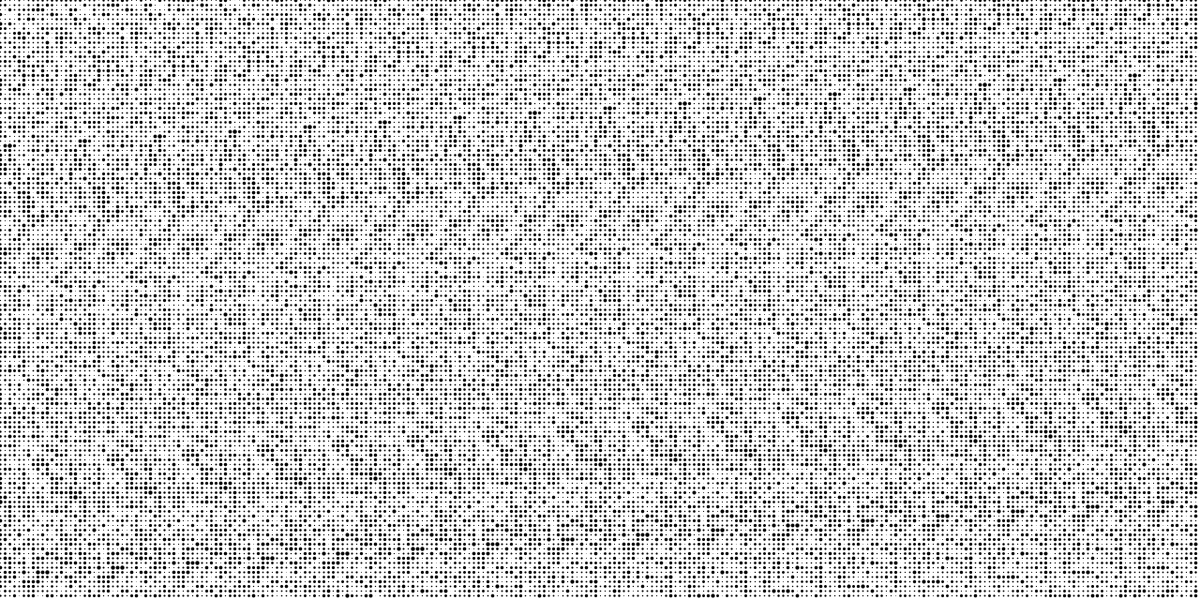
Frame 1 (no input)
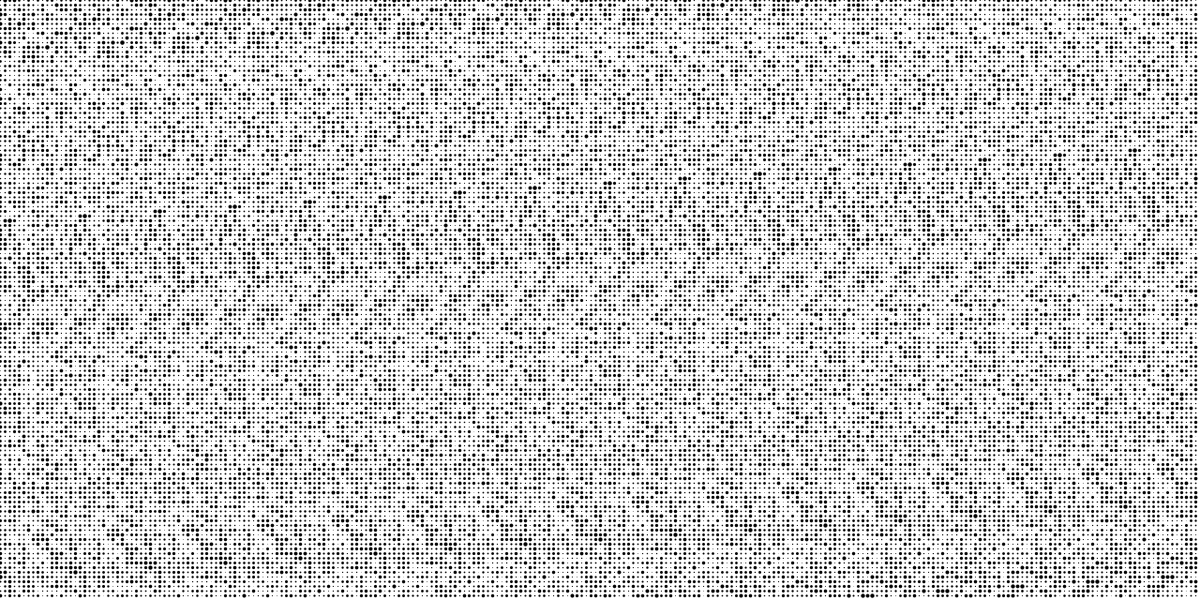
Frame 60 (the mouse pressed at the canvas centre just before this capture)
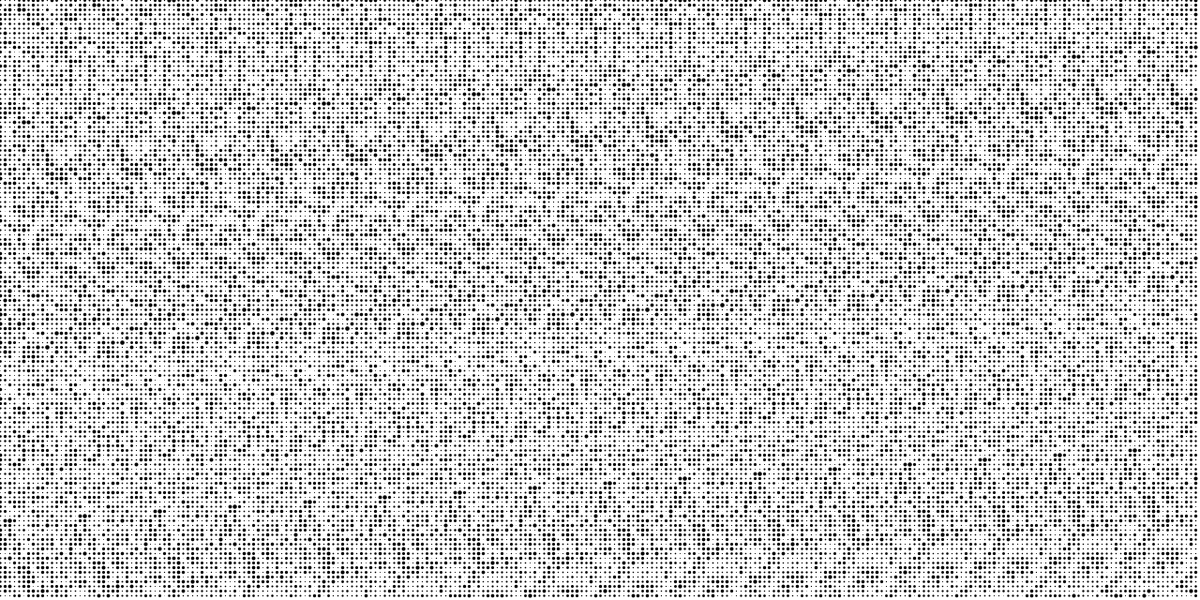
Frame 120 (the mouse held since frame 60 and released just before this capture)

The Processing sketch that drew these frames (run headless with seeded random() and noise(); from frame 60 on, the mouse is pressed at the canvas centre):

// Processing sketch: MarchingSquares
// ── MarchingSquares.pde
OpenSimplexNoise noise;

int xskip = 5;
int yskip = 5;
int zskip = 1;
int z = 0;

void setup() {
  noise = new OpenSimplexNoise();
  size(1280, 640);
}

void draw() {
  background(255);
  stroke(0);
  for (int x = 0; x < width; x += xskip) {
    for (int y = 0; y < height; y += yskip) {
      float noiseVal = noise(x, y, z);
      strokeWeight(noiseVal * 5);
      point(x, y);
    }
  }
  z += zskip;
}

// ── OpenSimplexNoise.pde
/*
 * 2014 OpenSimplex Noise in Java.
 * by Kurt Spencer
 * 
 * Updated Dec 2019 and Feb 2020:
 * - New lattice-symmetric gradient sets
 * - Optional alternate lattice orientation evaluators
 * 
 * This implementation has been updated to slightly improve its output, but it is recommented to first
 * try the newer OpenSimplex2S or OpenSimplex2F noise. These are located in the OpenSimplex2 repo:
 * https://github.com/KdotJPG/OpenSimplex2
 * 
 * In the event that the output of this OpenSimplex continues to better fit your project's needs than
 * either OpenSimplex2 variant, an updated backport of DigitalShadow's optimization is available here:
 * https://github.com/KdotJPG/OpenSimplex2/blob/master/java/legacy/OpenSimplex.java
 * 
 * This is mostly kept here for reference. In particular, the 4D code is very slow.
 */
 
public class OpenSimplexNoise {

  private static final double STRETCH_CONSTANT_2D = -0.211324865405187;    // (1/Math.sqrt(2+1)-1)/2;
  private static final double SQUISH_CONSTANT_2D = 0.366025403784439;      // (Math.sqrt(2+1)-1)/2;
  private static final double STRETCH_CONSTANT_3D = -1.0 / 6;              // (1/Math.sqrt(3+1)-1)/3;
  private static final double SQUISH_CONSTANT_3D = 1.0 / 3;                // (Math.sqrt(3+1)-1)/3;
  private static final double STRETCH_CONSTANT_4D = -0.138196601125011;    // (1/Math.sqrt(4+1)-1)/4;
  private static final double SQUISH_CONSTANT_4D = 0.309016994374947;      // (Math.sqrt(4+1)-1)/4;
  
  private static final long DEFAULT_SEED = 0;
  
  private static final int PSIZE = 2048;
  private static final int PMASK = 2047;

  private short[] perm;
  private Grad2[] permGrad2;
  private Grad3[] permGrad3;
  private Grad4[] permGrad4;
  
  public OpenSimplexNoise() {
    this(DEFAULT_SEED);
  }
  
  public OpenSimplexNoise(short[] perm) {
    this.perm = perm;
    permGrad2 = new Grad2[PSIZE];
    permGrad3 = new Grad3[PSIZE];
    permGrad4 = new Grad4[PSIZE];
    
    for (int i = 0; i < PSIZE; i++) {
      permGrad2[i] = GRADIENTS_2D[perm[i]];
      permGrad3[i] = GRADIENTS_3D[perm[i]];
      permGrad4[i] = GRADIENTS_4D[perm[i]];
    }
  }
  
  public OpenSimplexNoise(long seed) {
    perm = new short[PSIZE];
    permGrad2 = new Grad2[PSIZE];
    permGrad3 = new Grad3[PSIZE];
    permGrad4 = new Grad4[PSIZE];
    short[] source = new short[PSIZE]; 
    for (short i = 0; i < PSIZE; i++)
      source[i] = i;
    for (int i = PSIZE - 1; i >= 0; i--) {
      seed = seed * 6364136223846793005L + 1442695040888963407L;
      int r = (int)((seed + 31) % (i + 1));
      if (r < 0)
        r += (i + 1);
      perm[i] = source[r];
      permGrad2[i] = GRADIENTS_2D[perm[i]];
      permGrad3[i] = GRADIENTS_3D[perm[i]];
      permGrad4[i] = GRADIENTS_4D[perm[i]];
      source[r] = source[i];
    }
  }
  
  // 2D OpenSimplex Noise.
  public double eval(double x, double y) {
  
    // Place input coordinates onto grid.
    double stretchOffset = (x + y) * STRETCH_CONSTANT_2D;
    double xs = x + stretchOffset;
    double ys = y + stretchOffset;
    
    // Floor to get grid coordinates of rhombus (stretched square) super-cell origin.
    int xsb = fastFloor(xs);
    int ysb = fastFloor(ys);
    
    // Compute grid coordinates relative to rhombus origin.
    double xins = xs - xsb;
    double yins = ys - ysb;
    
    // Sum those together to get a value that determines which region we're in.
    double inSum = xins + yins;

    // Positions relative to origin point.
    double squishOffsetIns = inSum * SQUISH_CONSTANT_2D;
    double dx0 = xins + squishOffsetIns;
    double dy0 = yins + squishOffsetIns;
    
    // We'll be defining these inside the next block and using them afterwards.
    double dx_ext, dy_ext;
    int xsv_ext, ysv_ext;
    
    double value = 0;

    // Contribution (1,0)
    double dx1 = dx0 - 1 - SQUISH_CONSTANT_2D;
    double dy1 = dy0 - 0 - SQUISH_CONSTANT_2D;
    double attn1 = 2 - dx1 * dx1 - dy1 * dy1;
    if (attn1 > 0) {
      attn1 *= attn1;
      value += attn1 * attn1 * extrapolate(xsb + 1, ysb + 0, dx1, dy1);
    }

    // Contribution (0,1)
    double dx2 = dx0 - 0 - SQUISH_CONSTANT_2D;
    double dy2 = dy0 - 1 - SQUISH_CONSTANT_2D;
    double attn2 = 2 - dx2 * dx2 - dy2 * dy2;
    if (attn2 > 0) {
      attn2 *= attn2;
      value += attn2 * attn2 * extrapolate(xsb + 0, ysb + 1, dx2, dy2);
    }
    
    if (inSum <= 1) { // We're inside the triangle (2-Simplex) at (0,0)
      double zins = 1 - inSum;
      if (zins > xins || zins > yins) { // (0,0) is one of the closest two triangular vertices
        if (xins > yins) {
          xsv_ext = xsb + 1;
          ysv_ext = ysb - 1;
          dx_ext = dx0 - 1;
          dy_ext = dy0 + 1;
        } else {
          xsv_ext = xsb - 1;
          ysv_ext = ysb + 1;
          dx_ext = dx0 + 1;
          dy_ext = dy0 - 1;
        }
      } else { // (1,0) and (0,1) are the closest two vertices.
        xsv_ext = xsb + 1;
        ysv_ext = ysb + 1;
        dx_ext = dx0 - 1 - 2 * SQUISH_CONSTANT_2D;
        dy_ext = dy0 - 1 - 2 * SQUISH_CONSTANT_2D;
      }
    } else { // We're inside the triangle (2-Simplex) at (1,1)
      double zins = 2 - inSum;
      if (zins < xins || zins < yins) { // (0,0) is one of the closest two triangular vertices
        if (xins > yins) {
          xsv_ext = xsb + 2;
          ysv_ext = ysb + 0;
          dx_ext = dx0 - 2 - 2 * SQUISH_CONSTANT_2D;
          dy_ext = dy0 + 0 - 2 * SQUISH_CONSTANT_2D;
        } else {
          xsv_ext = xsb + 0;
          ysv_ext = ysb + 2;
          dx_ext = dx0 + 0 - 2 * SQUISH_CONSTANT_2D;
          dy_ext = dy0 - 2 - 2 * SQUISH_CONSTANT_2D;
        }
      } else { // (1,0) and (0,1) are the closest two vertices.
        dx_ext = dx0;
        dy_ext = dy0;
        xsv_ext = xsb;
        ysv_ext = ysb;
      }
      xsb += 1;
      ysb += 1;
      dx0 = dx0 - 1 - 2 * SQUISH_CONSTANT_2D;
      dy0 = dy0 - 1 - 2 * SQUISH_CONSTANT_2D;
    }
    
    // Contribution (0,0) or (1,1)
    double attn0 = 2 - dx0 * dx0 - dy0 * dy0;
    if (attn0 > 0) {
      attn0 *= attn0;
      value += attn0 * attn0 * extrapolate(xsb, ysb, dx0, dy0);
    }
    
    // Extra Vertex
    double attn_ext = 2 - dx_ext * dx_ext - dy_ext * dy_ext;
    if (attn_ext > 0) {
      attn_ext *= attn_ext;
      value += attn_ext * attn_ext * extrapolate(xsv_ext, ysv_ext, dx_ext, dy_ext);
    }
    
    return value;
  }
  
  // 3D OpenSimplex Noise.
  public double eval(double x, double y, double z) {
  
    // Place input coordinates on simplectic honeycomb.
    double stretchOffset = (x + y + z) * STRETCH_CONSTANT_3D;
    double xs = x + stretchOffset;
    double ys = y + stretchOffset;
    double zs = z + stretchOffset;
    
    return eval3_Base(xs, ys, zs);
  }

  // Not as good as in SuperSimplex/OpenSimplex2S, since there are more visible differences between different slices.
  // The Z coordinate should always be the "different" coordinate in your use case.
  public double eval3_XYBeforeZ(double x, double y, double z)
  {
    // Combine rotation with skew transform.
    double xy = x + y;
    double s2 = xy * 0.211324865405187;
    double zz = z * 0.288675134594813;
    double xs = s2 - x + zz, ys = s2 - y + zz;
    double zs = xy * 0.577350269189626 + zz;

    return eval3_Base(xs, ys, zs);
  }

  // Similar to the above, except the Y coordinate should always be the "different" coordinate in your use case.
  public double eval3_XZBeforeY(double x, double y, double z)
  {
    // Combine rotation with skew transform.
    double xz = x + z;
    double s2 = xz * 0.211324865405187;
    double yy = y * 0.288675134594813;
    double xs = s2 - x + yy, zs = s2 - z + yy;
    double ys = xz * 0.577350269189626 + yy;

    return eval3_Base(xs, ys, zs);
  }
  
  // 3D OpenSimplex Noise (base which takes skewed coordinates directly).
  private double eval3_Base(double xs, double ys, double zs) {
    
    // Floor to get simplectic honeycomb coordinates of rhombohedron (stretched cube) super-cell origin.
    int xsb = fastFloor(xs);
    int ysb = fastFloor(ys);
    int zsb = fastFloor(zs);
    
    // Compute simplectic honeycomb coordinates relative to rhombohedral origin.
    double xins = xs - xsb;
    double yins = ys - ysb;
    double zins = zs - zsb;
    
    // Sum those together to get a value that determines which region we're in.
    double inSum = xins + yins + zins;

    // Positions relative to origin point.
    double squishOffsetIns = inSum * SQUISH_CONSTANT_3D;
    double dx0 = xins + squishOffsetIns;
    double dy0 = yins + squishOffsetIns;
    double dz0 = zins + squishOffsetIns;
    
    // We'll be defining these inside the next block and using them afterwards.
    double dx_ext0, dy_ext0, dz_ext0;
    double dx_ext1, dy_ext1, dz_ext1;
    int xsv_ext0, ysv_ext0, zsv_ext0;
    int xsv_ext1, ysv_ext1, zsv_ext1;
    
    double value = 0;
    if (inSum <= 1) { // We're inside the tetrahedron (3-Simplex) at (0,0,0)
      
      // Determine which two of (0,0,1), (0,1,0), (1,0,0) are closest.
      byte aPoint = 0x01;
      double aScore = xins;
      byte bPoint = 0x02;
      double bScore = yins;
      if (aScore >= bScore && zins > bScore) {
        bScore = zins;
        bPoint = 0x04;
      } else if (aScore < bScore && zins > aScore) {
        aScore = zins;
        aPoint = 0x04;
      }
      
      // Now we determine the two lattice points not part of the tetrahedron that may contribute.
      // This depends on the closest two tetrahedral vertices, including (0,0,0)
      double wins = 1 - inSum;
      if (wins > aScore || wins > bScore) { // (0,0,0) is one of the closest two tetrahedral vertices.
        byte c = (bScore > aScore ? bPoint : aPoint); // Our other closest vertex is the closest out of a and b.
        
        if ((c & 0x01) == 0) {
          xsv_ext0 = xsb - 1;
          xsv_ext1 = xsb;
          dx_ext0 = dx0 + 1;
          dx_ext1 = dx0;
        } else {
          xsv_ext0 = xsv_ext1 = xsb + 1;
          dx_ext0 = dx_ext1 = dx0 - 1;
        }

        if ((c & 0x02) == 0) {
          ysv_ext0 = ysv_ext1 = ysb;
          dy_ext0 = dy_ext1 = dy0;
          if ((c & 0x01) == 0) {
            ysv_ext1 -= 1;
            dy_ext1 += 1;
          } else {
            ysv_ext0 -= 1;
            dy_ext0 += 1;
          }
        } else {
          ysv_ext0 = ysv_ext1 = ysb + 1;
          dy_ext0 = dy_ext1 = dy0 - 1;
        }

        if ((c & 0x04) == 0) {
          zsv_ext0 = zsb;
          zsv_ext1 = zsb - 1;
          dz_ext0 = dz0;
          dz_ext1 = dz0 + 1;
        } else {
          zsv_ext0 = zsv_ext1 = zsb + 1;
          dz_ext0 = dz_ext1 = dz0 - 1;
        }
      } else { // (0,0,0) is not one of the closest two tetrahedral vertices.
        byte c = (byte)(aPoint | bPoint); // Our two extra vertices are determined by the closest two.
        
        if ((c & 0x01) == 0) {
          xsv_ext0 = xsb;
          xsv_ext1 = xsb - 1;
          dx_ext0 = dx0 - 2 * SQUISH_CONSTANT_3D;
          dx_ext1 = dx0 + 1 - SQUISH_CONSTANT_3D;
        } else {
          xsv_ext0 = xsv_ext1 = xsb + 1;
          dx_ext0 = dx0 - 1 - 2 * SQUISH_CONSTANT_3D;
          dx_ext1 = dx0 - 1 - SQUISH_CONSTANT_3D;
        }

        if ((c & 0x02) == 0) {
          ysv_ext0 = ysb;
          ysv_ext1 = ysb - 1;
          dy_ext0 = dy0 - 2 * SQUISH_CONSTANT_3D;
          dy_ext1 = dy0 + 1 - SQUISH_CONSTANT_3D;
        } else {
          ysv_ext0 = ysv_ext1 = ysb + 1;
          dy_ext0 = dy0 - 1 - 2 * SQUISH_CONSTANT_3D;
          dy_ext1 = dy0 - 1 - SQUISH_CONSTANT_3D;
        }

        if ((c & 0x04) == 0) {
          zsv_ext0 = zsb;
          zsv_ext1 = zsb - 1;
          dz_ext0 = dz0 - 2 * SQUISH_CONSTANT_3D;
          dz_ext1 = dz0 + 1 - SQUISH_CONSTANT_3D;
        } else {
          zsv_ext0 = zsv_ext1 = zsb + 1;
          dz_ext0 = dz0 - 1 - 2 * SQUISH_CONSTANT_3D;
          dz_ext1 = dz0 - 1 - SQUISH_CONSTANT_3D;
        }
      }

      // Contribution (0,0,0)
      double attn0 = 2 - dx0 * dx0 - dy0 * dy0 - dz0 * dz0;
      if (attn0 > 0) {
        attn0 *= attn0;
        value += attn0 * attn0 * extrapolate(xsb + 0, ysb + 0, zsb + 0, dx0, dy0, dz0);
      }

      // Contribution (1,0,0)
      double dx1 = dx0 - 1 - SQUISH_CONSTANT_3D;
      double dy1 = dy0 - 0 - SQUISH_CONSTANT_3D;
      double dz1 = dz0 - 0 - SQUISH_CONSTANT_3D;
      double attn1 = 2 - dx1 * dx1 - dy1 * dy1 - dz1 * dz1;
      if (attn1 > 0) {
        attn1 *= attn1;
        value += attn1 * attn1 * extrapolate(xsb + 1, ysb + 0, zsb + 0, dx1, dy1, dz1);
      }

      // Contribution (0,1,0)
      double dx2 = dx0 - 0 - SQUISH_CONSTANT_3D;
      double dy2 = dy0 - 1 - SQUISH_CONSTANT_3D;
      double dz2 = dz1;
      double attn2 = 2 - dx2 * dx2 - dy2 * dy2 - dz2 * dz2;
      if (attn2 > 0) {
        attn2 *= attn2;
        value += attn2 * attn2 * extrapolate(xsb + 0, ysb + 1, zsb + 0, dx2, dy2, dz2);
      }

      // Contribution (0,0,1)
      double dx3 = dx2;
      double dy3 = dy1;
      double dz3 = dz0 - 1 - SQUISH_CONSTANT_3D;
      double attn3 = 2 - dx3 * dx3 - dy3 * dy3 - dz3 * dz3;
      if (attn3 > 0) {
        attn3 *= attn3;
        value += attn3 * attn3 * extrapolate(xsb + 0, ysb + 0, zsb + 1, dx3, dy3, dz3);
      }
    } else if (inSum >= 2) { // We're inside the tetrahedron (3-Simplex) at (1,1,1)
    
      // Determine which two tetrahedral vertices are the closest, out of (1,1,0), (1,0,1), (0,1,1) but not (1,1,1).
      byte aPoint = 0x06;
      double aScore = xins;
      byte bPoint = 0x05;
      double bScore = yins;
      if (aScore <= bScore && zins < bScore) {
        bScore = zins;
        bPoint = 0x03;
      } else if (aScore > bScore && zins < aScore) {
        aScore = zins;
        aPoint = 0x03;
      }
      
      // Now we determine the two lattice points not part of the tetrahedron that may contribute.
      // This depends on the closest two tetrahedral vertices, including (1,1,1)
      double wins = 3 - inSum;
      if (wins < aScore || wins < bScore) { // (1,1,1) is one of the closest two tetrahedral vertices.
        byte c = (bScore < aScore ? bPoint : aPoint); // Our other closest vertex is the closest out of a and b.
        
        if ((c & 0x01) != 0) {
          xsv_ext0 = xsb + 2;
          xsv_ext1 = xsb + 1;
          dx_ext0 = dx0 - 2 - 3 * SQUISH_CONSTANT_3D;
          dx_ext1 = dx0 - 1 - 3 * SQUISH_CONSTANT_3D;
        } else {
          xsv_ext0 = xsv_ext1 = xsb;
          dx_ext0 = dx_ext1 = dx0 - 3 * SQUISH_CONSTANT_3D;
        }

        if ((c & 0x02) != 0) {
          ysv_ext0 = ysv_ext1 = ysb + 1;
          dy_ext0 = dy_ext1 = dy0 - 1 - 3 * SQUISH_CONSTANT_3D;
          if ((c & 0x01) != 0) {
            ysv_ext1 += 1;
            dy_ext1 -= 1;
          } else {
            ysv_ext0 += 1;
            dy_ext0 -= 1;
          }
        } else {
          ysv_ext0 = ysv_ext1 = ysb;
          dy_ext0 = dy_ext1 = dy0 - 3 * SQUISH_CONSTANT_3D;
        }

        if ((c & 0x04) != 0) {
          zsv_ext0 = zsb + 1;
          zsv_ext1 = zsb + 2;
          dz_ext0 = dz0 - 1 - 3 * SQUISH_CONSTANT_3D;
          dz_ext1 = dz0 - 2 - 3 * SQUISH_CONSTANT_3D;
        } else {
          zsv_ext0 = zsv_ext1 = zsb;
          dz_ext0 = dz_ext1 = dz0 - 3 * SQUISH_CONSTANT_3D;
        }
      } else { // (1,1,1) is not one of the closest two tetrahedral vertices.
        byte c = (byte)(aPoint & bPoint); // Our two extra vertices are determined by the closest two.
        
        if ((c & 0x01) != 0) {
          xsv_ext0 = xsb + 1;
          xsv_ext1 = xsb + 2;
          dx_ext0 = dx0 - 1 - SQUISH_CONSTANT_3D;
          dx_ext1 = dx0 - 2 - 2 * SQUISH_CONSTANT_3D;
        } else {
          xsv_ext0 = xsv_ext1 = xsb;
          dx_ext0 = dx0 - SQUISH_CONSTANT_3D;
          dx_ext1 = dx0 - 2 * SQUISH_CONSTANT_3D;
        }

        if ((c & 0x02) != 0) {
          ysv_ext0 = ysb + 1;
          ysv_ext1 = ysb + 2;
          dy_ext0 = dy0 - 1 - SQUISH_CONSTANT_3D;
          dy_ext1 = dy0 - 2 - 2 * SQUISH_CONSTANT_3D;
        } else {
          ysv_ext0 = ysv_ext1 = ysb;
          dy_ext0 = dy0 - SQUISH_CONSTANT_3D;
          dy_ext1 = dy0 - 2 * SQUISH_CONSTANT_3D;
        }

        if ((c & 0x04) != 0) {
          zsv_ext0 = zsb + 1;
          zsv_ext1 = zsb + 2;
          dz_ext0 = dz0 - 1 - SQUISH_CONSTANT_3D;
          dz_ext1 = dz0 - 2 - 2 * SQUISH_CONSTANT_3D;
        } else {
          zsv_ext0 = zsv_ext1 = zsb;
          dz_ext0 = dz0 - SQUISH_CONSTANT_3D;
          dz_ext1 = dz0 - 2 * SQUISH_CONSTANT_3D;
        }
      }
      
      // Contribution (1,1,0)
      double dx3 = dx0 - 1 - 2 * SQUISH_CONSTANT_3D;
      double dy3 = dy0 - 1 - 2 * SQUISH_CONSTANT_3D;
      double dz3 = dz0 - 0 - 2 * SQUISH_CONSTANT_3D;
      double attn3 = 2 - dx3 * dx3 - dy3 * dy3 - dz3 * dz3;
      if (attn3 > 0) {
        attn3 *= attn3;
        value += attn3 * attn3 * extrapolate(xsb + 1, ysb + 1, zsb + 0, dx3, dy3, dz3);
      }

      // Contribution (1,0,1)
      double dx2 = dx3;
      double dy2 = dy0 - 0 - 2 * SQUISH_CONSTANT_3D;
      double dz2 = dz0 - 1 - 2 * SQUISH_CONSTANT_3D;
      double attn2 = 2 - dx2 * dx2 - dy2 * dy2 - dz2 * dz2;
      if (attn2 > 0) {
        attn2 *= attn2;
        value += attn2 * attn2 * extrapolate(xsb + 1, ysb + 0, zsb + 1, dx2, dy2, dz2);
      }

      // Contribution (0,1,1)
      double dx1 = dx0 - 0 - 2 * SQUISH_CONSTANT_3D;
      double dy1 = dy3;
      double dz1 = dz2;
      double attn1 = 2 - dx1 * dx1 - dy1 * dy1 - dz1 * dz1;
      if (attn1 > 0) {
        attn1 *= attn1;
        value += attn1 * attn1 * extrapolate(xsb + 0, ysb + 1, zsb + 1, dx1, dy1, dz1);
      }

      // Contribution (1,1,1)
      dx0 = dx0 - 1 - 3 * SQUISH_CONSTANT_3D;
      dy0 = dy0 - 1 - 3 * SQUISH_CONSTANT_3D;
      dz0 = dz0 - 1 - 3 * SQUISH_CONSTANT_3D;
      double attn0 = 2 - dx0 * dx0 - dy0 * dy0 - dz0 * dz0;
      if (attn0 > 0) {
        attn0 *= attn0;
        value += attn0 * attn0 * extrapolate(xsb + 1, ysb + 1, zsb + 1, dx0, dy0, dz0);
      }
    } else { // We're inside the octahedron (Rectified 3-Simplex) in between.
      double aScore;
      byte aPoint;
      boolean aIsFurtherSide;
      double bScore;
      byte bPoint;
      boolean bIsFurtherSide;

      // Decide between point (0,0,1) and (1,1,0) as closest
      double p1 = xins + yins;
      if (p1 > 1) {
        aScore = p1 - 1;
        aPoint = 0x03;
        aIsFurtherSide = true;
      } else {
        aScore = 1 - p1;
        aPoint = 0x04;
        aIsFurtherSide = false;
      }

      // Decide between point (0,1,0) and (1,0,1) as closest
      double p2 = xins + zins;
      if (p2 > 1) {
        bScore = p2 - 1;
        bPoint = 0x05;
        bIsFurtherSide = true;
      } else {
        bScore = 1 - p2;
        bPoint = 0x02;
        bIsFurtherSide = false;
      }
      
      // The closest out of the two (1,0,0) and (0,1,1) will replace the furthest out of the two decided above, if closer.
      double p3 = yins + zins;
      if (p3 > 1) {
        double score = p3 - 1;
        if (aScore <= bScore && aScore < score) {
          aScore = score;
          aPoint = 0x06;
          aIsFurtherSide = true;
        } else if (aScore > bScore && bScore < score) {
          bScore = score;
          bPoint = 0x06;
          bIsFurtherSide = true;
        }
      } else {
        double score = 1 - p3;
        if (aScore <= bScore && aScore < score) {
          aScore = score;
          aPoint = 0x01;
          aIsFurtherSide = false;
        } else if (aScore > bScore && bScore < score) {
          bScore = score;
          bPoint = 0x01;
          bIsFurtherSide = false;
        }
      }
      
      // Where each of the two closest points are determines how the extra two vertices are calculated.
      if (aIsFurtherSide == bIsFurtherSide) {
        if (aIsFurtherSide) { // Both closest points on (1,1,1) side

          // One of the two extra points is (1,1,1)
          dx_ext0 = dx0 - 1 - 3 * SQUISH_CONSTANT_3D;
          dy_ext0 = dy0 - 1 - 3 * SQUISH_CONSTANT_3D;
          dz_ext0 = dz0 - 1 - 3 * SQUISH_CONSTANT_3D;
          xsv_ext0 = xsb + 1;
          ysv_ext0 = ysb + 1;
          zsv_ext0 = zsb + 1;

          // Other extra point is based on the shared axis.
          byte c = (byte)(aPoint & bPoint);
          if ((c & 0x01) != 0) {
            dx_ext1 = dx0 - 2 - 2 * SQUISH_CONSTANT_3D;
            dy_ext1 = dy0 - 2 * SQUISH_CONSTANT_3D;
            dz_ext1 = dz0 - 2 * SQUISH_CONSTANT_3D;
            xsv_ext1 = xsb + 2;
            ysv_ext1 = ysb;
            zsv_ext1 = zsb;
          } else if ((c & 0x02) != 0) {
            dx_ext1 = dx0 - 2 * SQUISH_CONSTANT_3D;
            dy_ext1 = dy0 - 2 - 2 * SQUISH_CONSTANT_3D;
            dz_ext1 = dz0 - 2 * SQUISH_CONSTANT_3D;
            xsv_ext1 = xsb;
            ysv_ext1 = ysb + 2;
            zsv_ext1 = zsb;
          } else {
            dx_ext1 = dx0 - 2 * SQUISH_CONSTANT_3D;
            dy_ext1 = dy0 - 2 * SQUISH_CONSTANT_3D;
            dz_ext1 = dz0 - 2 - 2 * SQUISH_CONSTANT_3D;
            xsv_ext1 = xsb;
            ysv_ext1 = ysb;
            zsv_ext1 = zsb + 2;
          }
        } else {// Both closest points on (0,0,0) side

          // One of the two extra points is (0,0,0)
          dx_ext0 = dx0;
          dy_ext0 = dy0;
          dz_ext0 = dz0;
          xsv_ext0 = xsb;
          ysv_ext0 = ysb;
          zsv_ext0 = zsb;

          // Other extra point is based on the omitted axis.
          byte c = (byte)(aPoint | bPoint);
          if ((c & 0x01) == 0) {
            dx_ext1 = dx0 + 1 - SQUISH_CONSTANT_3D;
            dy_ext1 = dy0 - 1 - SQUISH_CONSTANT_3D;
            dz_ext1 = dz0 - 1 - SQUISH_CONSTANT_3D;
            xsv_ext1 = xsb - 1;
            ysv_ext1 = ysb + 1;
            zsv_ext1 = zsb + 1;
          } else if ((c & 0x02) == 0) {
            dx_ext1 = dx0 - 1 - SQUISH_CONSTANT_3D;
            dy_ext1 = dy0 + 1 - SQUISH_CONSTANT_3D;
            dz_ext1 = dz0 - 1 - SQUISH_CONSTANT_3D;
            xsv_ext1 = xsb + 1;
            ysv_ext1 = ysb - 1;
            zsv_ext1 = zsb + 1;
          } else {
            dx_ext1 = dx0 - 1 - SQUISH_CONSTANT_3D;
            dy_ext1 = dy0 - 1 - SQUISH_CONSTANT_3D;
            dz_ext1 = dz0 + 1 - SQUISH_CONSTANT_3D;
            xsv_ext1 = xsb + 1;
            ysv_ext1 = ysb + 1;
            zsv_ext1 = zsb - 1;
          }
        }
      } else { // One point on (0,0,0) side, one point on (1,1,1) side
        byte c1, c2;
        if (aIsFurtherSide) {
          c1 = aPoint;
          c2 = bPoint;
        } else {
          c1 = bPoint;
          c2 = aPoint;
        }

        // One contribution is a permutation of (1,1,-1)
        if ((c1 & 0x01) == 0) {
          dx_ext0 = dx0 + 1 - SQUISH_CONSTANT_3D;
          dy_ext0 = dy0 - 1 - SQUISH_CONSTANT_3D;
          dz_ext0 = dz0 - 1 - SQUISH_CONSTANT_3D;
          xsv_ext0 = xsb - 1;
          ysv_ext0 = ysb + 1;
          zsv_ext0 = zsb + 1;
        } else if ((c1 & 0x02) == 0) {
          dx_ext0 = dx0 - 1 - SQUISH_CONSTANT_3D;
          dy_ext0 = dy0 + 1 - SQUISH_CONSTANT_3D;
          dz_ext0 = dz0 - 1 - SQUISH_CONSTANT_3D;
          xsv_ext0 = xsb + 1;
          ysv_ext0 = ysb - 1;
          zsv_ext0 = zsb + 1;
        } else {
          dx_ext0 = dx0 - 1 - SQUISH_CONSTANT_3D;
          dy_ext0 = dy0 - 1 - SQUISH_CONSTANT_3D;
          dz_ext0 = dz0 + 1 - SQUISH_CONSTANT_3D;
          xsv_ext0 = xsb + 1;
          ysv_ext0 = ysb + 1;
          zsv_ext0 = zsb - 1;
        }

        // One contribution is a permutation of (0,0,2)
        dx_ext1 = dx0 - 2 * SQUISH_CONSTANT_3D;
        dy_ext1 = dy0 - 2 * SQUISH_CONSTANT_3D;
        dz_ext1 = dz0 - 2 * SQUISH_CONSTANT_3D;
        xsv_ext1 = xsb;
        ysv_ext1 = ysb;
        zsv_ext1 = zsb;
        if ((c2 & 0x01) != 0) {
          dx_ext1 -= 2;
          xsv_ext1 += 2;
        } else if ((c2 & 0x02) != 0) {
          dy_ext1 -= 2;
          ysv_ext1 += 2;
        } else {
          dz_ext1 -= 2;
          zsv_ext1 += 2;
        }
      }

      // Contribution (1,0,0)
      double dx1 = dx0 - 1 - SQUISH_CONSTANT_3D;
      double dy1 = dy0 - 0 - SQUISH_CONSTANT_3D;
      double dz1 = dz0 - 0 - SQUISH_CONSTANT_3D;
      double attn1 = 2 - dx1 * dx1 - dy1 * dy1 - dz1 * dz1;
      if (attn1 > 0) {
        attn1 *= attn1;
        value += attn1 * attn1 * extrapolate(xsb + 1, ysb + 0, zsb + 0, dx1, dy1, dz1);
      }

      // Contribution (0,1,0)
      double dx2 = dx0 - 0 - SQUISH_CONSTANT_3D;
      double dy2 = dy0 - 1 - SQUISH_CONSTANT_3D;
      double dz2 = dz1;
      double attn2 = 2 - dx2 * dx2 - dy2 * dy2 - dz2 * dz2;
      if (attn2 > 0) {
        attn2 *= attn2;
        value += attn2 * attn2 * extrapolate(xsb + 0, ysb + 1, zsb + 0, dx2, dy2, dz2);
      }

      // Contribution (0,0,1)
      double dx3 = dx2;
      double dy3 = dy1;
      double dz3 = dz0 - 1 - SQUISH_CONSTANT_3D;
      double attn3 = 2 - dx3 * dx3 - dy3 * dy3 - dz3 * dz3;
      if (attn3 > 0) {
        attn3 *= attn3;
        value += attn3 * attn3 * extrapolate(xsb + 0, ysb + 0, zsb + 1, dx3, dy3, dz3);
      }

      // Contribution (1,1,0)
      double dx4 = dx0 - 1 - 2 * SQUISH_CONSTANT_3D;
      double dy4 = dy0 - 1 - 2 * SQUISH_CONSTANT_3D;
      double dz4 = dz0 - 0 - 2 * SQUISH_CONSTANT_3D;
      double attn4 = 2 - dx4 * dx4 - dy4 * dy4 - dz4 * dz4;
      if (attn4 > 0) {
        attn4 *= attn4;
        value += attn4 * attn4 * extrapolate(xsb + 1, ysb + 1, zsb + 0, dx4, dy4, dz4);
      }

      // Contribution (1,0,1)
      double dx5 = dx4;
      double dy5 = dy0 - 0 - 2 * SQUISH_CONSTANT_3D;
      double dz5 = dz0 - 1 - 2 * SQUISH_CONSTANT_3D;
      double attn5 = 2 - dx5 * dx5 - dy5 * dy5 - dz5 * dz5;
      if (attn5 > 0) {
        attn5 *= attn5;
        value += attn5 * attn5 * extrapolate(xsb + 1, ysb + 0, zsb + 1, dx5, dy5, dz5);
      }

      // Contribution (0,1,1)
      double dx6 = dx0 - 0 - 2 * SQUISH_CONSTANT_3D;
      double dy6 = dy4;
      double dz6 = dz5;
      double attn6 = 2 - dx6 * dx6 - dy6 * dy6 - dz6 * dz6;
      if (attn6 > 0) {
        attn6 *= attn6;
        value += attn6 * attn6 * extrapolate(xsb + 0, ysb + 1, zsb + 1, dx6, dy6, dz6);
      }
    }
 
    // First extra vertex
    double attn_ext0 = 2 - dx_ext0 * dx_ext0 - dy_ext0 * dy_ext0 - dz_ext0 * dz_ext0;
    if (attn_ext0 > 0)
    {
      attn_ext0 *= attn_ext0;
      value += attn_ext0 * attn_ext0 * extrapolate(xsv_ext0, ysv_ext0, zsv_ext0, dx_ext0, dy_ext0, dz_ext0);
    }

    // Second extra vertex
    double attn_ext1 = 2 - dx_ext1 * dx_ext1 - dy_ext1 * dy_ext1 - dz_ext1 * dz_ext1;
    if (attn_ext1 > 0)
    {
      attn_ext1 *= attn_ext1;
      value += attn_ext1 * attn_ext1 * extrapolate(xsv_ext1, ysv_ext1, zsv_ext1, dx_ext1, dy_ext1, dz_ext1);
    }
    
    return value;
  }
  
  public double eval(double x, double y, double z, double w) {
    
    // Get points for A4 lattice
    double s = -0.138196601125011 * (x + y + z + w);
    double xs = x + s, ys = y + s, zs = z + s, ws = w + s;
    
    return eval4_Base(xs, ys, zs, ws);
  }
  
  public double eval4_XYBeforeZW(double x, double y, double z, double w) {
    
    double s2 = (x + y) * -0.178275657951399372 + (z + w) * 0.215623393288842828;
    double t2 = (z + w) * -0.403949762580207112 + (x + y) * -0.375199083010075342;
    double xs = x + s2, ys = y + s2, zs = z + t2, ws = w + t2;
    
    return eval4_Base(xs, ys, zs, ws);
  }
  
  public double eval4_XZBeforeYW(double x, double y, double z, double w) {
    
    double s2 = (x + z) * -0.178275657951399372 + (y + w) * 0.215623393288842828;
    double t2 = (y + w) * -0.403949762580207112 + (x + z) * -0.375199083010075342;
    double xs = x + s2, ys = y + t2, zs = z + s2, ws = w + t2;
    
    return eval4_Base(xs, ys, zs, ws);
  }
  
  public double eval4_XYZBeforeW(double x, double y, double z, double w) {
    
    double xyz = x + y + z;
    double ww = w * 0.2236067977499788;
    double s2 = xyz * -0.16666666666666666 + ww;
    double xs = x + s2, ys = y + s2, zs = z + s2, ws = -0.5 * xyz + ww;
    
    return eval4_Base(xs, ys, zs, ws);
  }
  
  // 4D OpenSimplex Noise.
  private double eval4_Base(double xs, double ys, double zs, double ws) {
    
    // Floor to get simplectic honeycomb coordinates of rhombo-hypercube super-cell origin.
    int xsb = fastFloor(xs);
    int ysb = fastFloor(ys);
    int zsb = fastFloor(zs);
    int wsb = fastFloor(ws);
    
    // Compute simplectic honeycomb coordinates relative to rhombo-hypercube origin.
    double xins = xs - xsb;
    double yins = ys - ysb;
    double zins = zs - zsb;
    double wins = ws - wsb;
    
    // Sum those together to get a value that determines which region we're in.
    double inSum = xins + yins + zins + wins;

    // Positions relative to origin point.
    double squishOffsetIns = inSum * SQUISH_CONSTANT_4D;
    double dx0 = xins + squishOffsetIns;
    double dy0 = yins + squishOffsetIns;
    double dz0 = zins + squishOffsetIns;
    double dw0 = wins + squishOffsetIns;
    
    // We'll be defining these inside the next block and using them afterwards.
    double dx_ext0, dy_ext0, dz_ext0, dw_ext0;
    double dx_ext1, dy_ext1, dz_ext1, dw_ext1;
    double dx_ext2, dy_ext2, dz_ext2, dw_ext2;
    int xsv_ext0, ysv_ext0, zsv_ext0, wsv_ext0;
    int xsv_ext1, ysv_ext1, zsv_ext1, wsv_ext1;
    int xsv_ext2, ysv_ext2, zsv_ext2, wsv_ext2;
    
    double value = 0;
    if (inSum <= 1) { // We're inside the pentachoron (4-Simplex) at (0,0,0,0)

      // Determine which two of (0,0,0,1), (0,0,1,0), (0,1,0,0), (1,0,0,0) are closest.
      byte aPoint = 0x01;
      double aScore = xins;
      byte bPoint = 0x02;
      double bScore = yins;
      if (aScore >= bScore && zins > bScore) {
        bScore = zins;
        bPoint = 0x04;
      } else if (aScore < bScore && zins > aScore) {
        aScore = zins;
        aPoint = 0x04;
      }
      if (aScore >= bScore && wins > bScore) {
        bScore = wins;
        bPoint = 0x08;
      } else if (aScore < bScore && wins > aScore) {
        aScore = wins;
        aPoint = 0x08;
      }
      
      // Now we determine the three lattice points not part of the pentachoron that may contribute.
      // This depends on the closest two pentachoron vertices, including (0,0,0,0)
      double uins = 1 - inSum;
      if (uins > aScore || uins > bScore) { // (0,0,0,0) is one of the closest two pentachoron vertices.
        byte c = (bScore > aScore ? bPoint : aPoint); // Our other closest vertex is the closest out of a and b.
        if ((c & 0x01) == 0) {
          xsv_ext0 = xsb - 1;
          xsv_ext1 = xsv_ext2 = xsb;
          dx_ext0 = dx0 + 1;
          dx_ext1 = dx_ext2 = dx0;
        } else {
          xsv_ext0 = xsv_ext1 = xsv_ext2 = xsb + 1;
          dx_ext0 = dx_ext1 = dx_ext2 = dx0 - 1;
        }

        if ((c & 0x02) == 0) {
          ysv_ext0 = ysv_ext1 = ysv_ext2 = ysb;
          dy_ext0 = dy_ext1 = dy_ext2 = dy0;
          if ((c & 0x01) == 0x01) {
            ysv_ext0 -= 1;
            dy_ext0 += 1;
          } else {
            ysv_ext1 -= 1;
            dy_ext1 += 1;
          }
        } else {
          ysv_ext0 = ysv_ext1 = ysv_ext2 = ysb + 1;
          dy_ext0 = dy_ext1 = dy_ext2 = dy0 - 1;
        }
        
        if ((c & 0x04) == 0) {
          zsv_ext0 = zsv_ext1 = zsv_ext2 = zsb;
          dz_ext0 = dz_ext1 = dz_ext2 = dz0;
          if ((c & 0x03) != 0) {
            if ((c & 0x03) == 0x03) {
              zsv_ext0 -= 1;
              dz_ext0 += 1;
            } else {
              zsv_ext1 -= 1;
              dz_ext1 += 1;
            }
          } else {
            zsv_ext2 -= 1;
            dz_ext2 += 1;
          }
        } else {
          zsv_ext0 = zsv_ext1 = zsv_ext2 = zsb + 1;
          dz_ext0 = dz_ext1 = dz_ext2 = dz0 - 1;
        }
        
        if ((c & 0x08) == 0) {
          wsv_ext0 = wsv_ext1 = wsb;
          wsv_ext2 = wsb - 1;
          dw_ext0 = dw_ext1 = dw0;
          dw_ext2 = dw0 + 1;
        } else {
          wsv_ext0 = wsv_ext1 = wsv_ext2 = wsb + 1;
          dw_ext0 = dw_ext1 = dw_ext2 = dw0 - 1;
        }
      } else { // (0,0,0,0) is not one of the closest two pentachoron vertices.
        byte c = (byte)(aPoint | bPoint); // Our three extra vertices are determined by the closest two.
        
        if ((c & 0x01) == 0) {
          xsv_ext0 = xsv_ext2 = xsb;
          xsv_ext1 = xsb - 1;
          dx_ext0 = dx0 - 2 * SQUISH_CONSTANT_4D;
          dx_ext1 = dx0 + 1 - SQUISH_CONSTANT_4D;
          dx_ext2 = dx0 - SQUISH_CONSTANT_4D;
        } else {
          xsv_ext0 = xsv_ext1 = xsv_ext2 = xsb + 1;
          dx_ext0 = dx0 - 1 - 2 * SQUISH_CONSTANT_4D;
          dx_ext1 = dx_ext2 = dx0 - 1 - SQUISH_CONSTANT_4D;
        }
        
        if ((c & 0x02) == 0) {
          ysv_ext0 = ysv_ext1 = ysv_ext2 = ysb;
          dy_ext0 = dy0 - 2 * SQUISH_CONSTANT_4D;
          dy_ext1 = dy_ext2 = dy0 - SQUISH_CONSTANT_4D;
          if ((c & 0x01) == 0x01) {
            ysv_ext1 -= 1;
            dy_ext1 += 1;
          } else {
            ysv_ext2 -= 1;
            dy_ext2 += 1;
          }
        } else {
          ysv_ext0 = ysv_ext1 = ysv_ext2 = ysb + 1;
          dy_ext0 = dy0 - 1 - 2 * SQUISH_CONSTANT_4D;
          dy_ext1 = dy_ext2 = dy0 - 1 - SQUISH_CONSTANT_4D;
        }
        
        if ((c & 0x04) == 0) {
          zsv_ext0 = zsv_ext1 = zsv_ext2 = zsb;
          dz_ext0 = dz0 - 2 * SQUISH_CONSTANT_4D;
          dz_ext1 = dz_ext2 = dz0 - SQUISH_CONSTANT_4D;
          if ((c & 0x03) == 0x03) {
            zsv_ext1 -= 1;
            dz_ext1 += 1;
          } else {
            zsv_ext2 -= 1;
            dz_ext2 += 1;
          }
        } else {
          zsv_ext0 = zsv_ext1 = zsv_ext2 = zsb + 1;
          dz_ext0 = dz0 - 1 - 2 * SQUISH_CONSTANT_4D;
          dz_ext1 = dz_ext2 = dz0 - 1 - SQUISH_CONSTANT_4D;
        }
        
        if ((c & 0x08) == 0) {
          wsv_ext0 = wsv_ext1 = wsb;
          wsv_ext2 = wsb - 1;
          dw_ext0 = dw0 - 2 * SQUISH_CONSTANT_4D;
          dw_ext1 = dw0 - SQUISH_CONSTANT_4D;
          dw_ext2 = dw0 + 1 - SQUISH_CONSTANT_4D;
        } else {
          wsv_ext0 = wsv_ext1 = wsv_ext2 = wsb + 1;
          dw_ext0 = dw0 - 1 - 2 * SQUISH_CONSTANT_4D;
          dw_ext1 = dw_ext2 = dw0 - 1 - SQUISH_CONSTANT_4D;
        }
      }

      // Contribution (0,0,0,0)
      double attn0 = 2 - dx0 * dx0 - dy0 * dy0 - dz0 * dz0 - dw0 * dw0;
      if (attn0 > 0) {
        attn0 *= attn0;
        value += attn0 * attn0 * extrapolate(xsb + 0, ysb + 0, zsb + 0, wsb + 0, dx0, dy0, dz0, dw0);
      }

      // Contribution (1,0,0,0)
      double dx1 = dx0 - 1 - SQUISH_CONSTANT_4D;
      double dy1 = dy0 - 0 - SQUISH_CONSTANT_4D;
      double dz1 = dz0 - 0 - SQUISH_CONSTANT_4D;
      double dw1 = dw0 - 0 - SQUISH_CONSTANT_4D;
      double attn1 = 2 - dx1 * dx1 - dy1 * dy1 - dz1 * dz1 - dw1 * dw1;
      if (attn1 > 0) {
        attn1 *= attn1;
        value += attn1 * attn1 * extrapolate(xsb + 1, ysb + 0, zsb + 0, wsb + 0, dx1, dy1, dz1, dw1);
      }

      // Contribution (0,1,0,0)
      double dx2 = dx0 - 0 - SQUISH_CONSTANT_4D;
      double dy2 = dy0 - 1 - SQUISH_CONSTANT_4D;
      double dz2 = dz1;
      double dw2 = dw1;
      double attn2 = 2 - dx2 * dx2 - dy2 * dy2 - dz2 * dz2 - dw2 * dw2;
      if (attn2 > 0) {
        attn2 *= attn2;
        value += attn2 * attn2 * extrapolate(xsb + 0, ysb + 1, zsb + 0, wsb + 0, dx2, dy2, dz2, dw2);
      }

      // Contribution (0,0,1,0)
      double dx3 = dx2;
      double dy3 = dy1;
      double dz3 = dz0 - 1 - SQUISH_CONSTANT_4D;
      double dw3 = dw1;
      double attn3 = 2 - dx3 * dx3 - dy3 * dy3 - dz3 * dz3 - dw3 * dw3;
      if (attn3 > 0) {
        attn3 *= attn3;
        value += attn3 * attn3 * extrapolate(xsb + 0, ysb + 0, zsb + 1, wsb + 0, dx3, dy3, dz3, dw3);
      }

      // Contribution (0,0,0,1)
      double dx4 = dx2;
      double dy4 = dy1;
      double dz4 = dz1;
      double dw4 = dw0 - 1 - SQUISH_CONSTANT_4D;
      double attn4 = 2 - dx4 * dx4 - dy4 * dy4 - dz4 * dz4 - dw4 * dw4;
      if (attn4 > 0) {
        attn4 *= attn4;
        value += attn4 * attn4 * extrapolate(xsb + 0, ysb + 0, zsb + 0, wsb + 1, dx4, dy4, dz4, dw4);
      }
    } else if (inSum >= 3) { // We're inside the pentachoron (4-Simplex) at (1,1,1,1)
      // Determine which two of (1,1,1,0), (1,1,0,1), (1,0,1,1), (0,1,1,1) are closest.
      byte aPoint = 0x0E;
      double aScore = xins;
      byte bPoint = 0x0D;
      double bScore = yins;
      if (aScore <= bScore && zins < bScore) {
        bScore = zins;
        bPoint = 0x0B;
      } else if (aScore > bScore && zins < aScore) {
        aScore = zins;
        aPoint = 0x0B;
      }
      if (aScore <= bScore && wins < bScore) {
        bScore = wins;
        bPoint = 0x07;
      } else if (aScore > bScore && wins < aScore) {
        aScore = wins;
        aPoint = 0x07;
      }
      
      // Now we determine the three lattice points not part of the pentachoron that may contribute.
      // This depends on the closest two pentachoron vertices, including (0,0,0,0)
      double uins = 4 - inSum;
      if (uins < aScore || uins < bScore) { // (1,1,1,1) is one of the closest two pentachoron vertices.
        byte c = (bScore < aScore ? bPoint : aPoint); // Our other closest vertex is the closest out of a and b.
        
        if ((c & 0x01) != 0) {
          xsv_ext0 = xsb + 2;
          xsv_ext1 = xsv_ext2 = xsb + 1;
          dx_ext0 = dx0 - 2 - 4 * SQUISH_CONSTANT_4D;
          dx_ext1 = dx_ext2 = dx0 - 1 - 4 * SQUISH_CONSTANT_4D;
        } else {
          xsv_ext0 = xsv_ext1 = xsv_ext2 = xsb;
          dx_ext0 = dx_ext1 = dx_ext2 = dx0 - 4 * SQUISH_CONSTANT_4D;
        }

        if ((c & 0x02) != 0) {
          ysv_ext0 = ysv_ext1 = ysv_ext2 = ysb + 1;
          dy_ext0 = dy_ext1 = dy_ext2 = dy0 - 1 - 4 * SQUISH_CONSTANT_4D;
          if ((c & 0x01) != 0) {
            ysv_ext1 += 1;
            dy_ext1 -= 1;
          } else {
            ysv_ext0 += 1;
            dy_ext0 -= 1;
          }
        } else {
          ysv_ext0 = ysv_ext1 = ysv_ext2 = ysb;
          dy_ext0 = dy_ext1 = dy_ext2 = dy0 - 4 * SQUISH_CONSTANT_4D;
        }
        
        if ((c & 0x04) != 0) {
          zsv_ext0 = zsv_ext1 = zsv_ext2 = zsb + 1;
          dz_ext0 = dz_ext1 = dz_ext2 = dz0 - 1 - 4 * SQUISH_CONSTANT_4D;
          if ((c & 0x03) != 0x03) {
            if ((c & 0x03) == 0) {
              zsv_ext0 += 1;
              dz_ext0 -= 1;
            } else {
              zsv_ext1 += 1;
              dz_ext1 -= 1;
            }
          } else {
            zsv_ext2 += 1;
            dz_ext2 -= 1;
          }
        } else {
          zsv_ext0 = zsv_ext1 = zsv_ext2 = zsb;
          dz_ext0 = dz_ext1 = dz_ext2 = dz0 - 4 * SQUISH_CONSTANT_4D;
        }
        
        if ((c & 0x08) != 0) {
          wsv_ext0 = wsv_ext1 = wsb + 1;
          wsv_ext2 = wsb + 2;
          dw_ext0 = dw_ext1 = dw0 - 1 - 4 * SQUISH_CONSTANT_4D;
          dw_ext2 = dw0 - 2 - 4 * SQUISH_CONSTANT_4D;
        } else {
          wsv_ext0 = wsv_ext1 = wsv_ext2 = wsb;
          dw_ext0 = dw_ext1 = dw_ext2 = dw0 - 4 * SQUISH_CONSTANT_4D;
        }
      } else { // (1,1,1,1) is not one of the closest two pentachoron vertices.
        byte c = (byte)(aPoint & bPoint); // Our three extra vertices are determined by the closest two.
        
        if ((c & 0x01) != 0) {
          xsv_ext0 = xsv_ext2 = xsb + 1;
          xsv_ext1 = xsb + 2;
          dx_ext0 = dx0 - 1 - 2 * SQUISH_CONSTANT_4D;
          dx_ext1 = dx0 - 2 - 3 * SQUISH_CONSTANT_4D;
          dx_ext2 = dx0 - 1 - 3 * SQUISH_CONSTANT_4D;
        } else {
          xsv_ext0 = xsv_ext1 = xsv_ext2 = xsb;
          dx_ext0 = dx0 - 2 * SQUISH_CONSTANT_4D;
          dx_ext1 = dx_ext2 = dx0 - 3 * SQUISH_CONSTANT_4D;
        }
        
        if ((c & 0x02) != 0) {
          ysv_ext0 = ysv_ext1 = ysv_ext2 = ysb + 1;
          dy_ext0 = dy0 - 1 - 2 * SQUISH_CONSTANT_4D;
          dy_ext1 = dy_ext2 = dy0 - 1 - 3 * SQUISH_CONSTANT_4D;
          if ((c & 0x01) != 0) {
            ysv_ext2 += 1;
            dy_ext2 -= 1;
          } else {
            ysv_ext1 += 1;
            dy_ext1 -= 1;
          }
        } else {
          ysv_ext0 = ysv_ext1 = ysv_ext2 = ysb;
          dy_ext0 = dy0 - 2 * SQUISH_CONSTANT_4D;
          dy_ext1 = dy_ext2 = dy0 - 3 * SQUISH_CONSTANT_4D;
        }
        
        if ((c & 0x04) != 0) {
          zsv_ext0 = zsv_ext1 = zsv_ext2 = zsb + 1;
          dz_ext0 = dz0 - 1 - 2 * SQUISH_CONSTANT_4D;
          dz_ext1 = dz_ext2 = dz0 - 1 - 3 * SQUISH_CONSTANT_4D;
          if ((c & 0x03) != 0) {
            zsv_ext2 += 1;
            dz_ext2 -= 1;
          } else {
            zsv_ext1 += 1;
            dz_ext1 -= 1;
          }
        } else {
          zsv_ext0 = zsv_ext1 = zsv_ext2 = zsb;
          dz_ext0 = dz0 - 2 * SQUISH_CONSTANT_4D;
          dz_ext1 = dz_ext2 = dz0 - 3 * SQUISH_CONSTANT_4D;
        }
        
        if ((c & 0x08) != 0) {
          wsv_ext0 = wsv_ext1 = wsb + 1;
          wsv_ext2 = wsb + 2;
          dw_ext0 = dw0 - 1 - 2 * SQUISH_CONSTANT_4D;
          dw_ext1 = dw0 - 1 - 3 * SQUISH_CONSTANT_4D;
          dw_ext2 = dw0 - 2 - 3 * SQUISH_CONSTANT_4D;
        } else {
          wsv_ext0 = wsv_ext1 = wsv_ext2 = wsb;
          dw_ext0 = dw0 - 2 * SQUISH_CONSTANT_4D;
          dw_ext1 = dw_ext2 = dw0 - 3 * SQUISH_CONSTANT_4D;
        }
      }

      // Contribution (1,1,1,0)
      double dx4 = dx0 - 1 - 3 * SQUISH_CONSTANT_4D;
      double dy4 = dy0 - 1 - 3 * SQUISH_CONSTANT_4D;
      double dz4 = dz0 - 1 - 3 * SQUISH_CONSTANT_4D;
      double dw4 = dw0 - 3 * SQUISH_CONSTANT_4D;
      double attn4 = 2 - dx4 * dx4 - dy4 * dy4 - dz4 * dz4 - dw4 * dw4;
      if (attn4 > 0) {
        attn4 *= attn4;
        value += attn4 * attn4 * extrapolate(xsb + 1, ysb + 1, zsb + 1, wsb + 0, dx4, dy4, dz4, dw4);
      }

      // Contribution (1,1,0,1)
      double dx3 = dx4;
      double dy3 = dy4;
      double dz3 = dz0 - 3 * SQUISH_CONSTANT_4D;
      double dw3 = dw0 - 1 - 3 * SQUISH_CONSTANT_4D;
      double attn3 = 2 - dx3 * dx3 - dy3 * dy3 - dz3 * dz3 - dw3 * dw3;
      if (attn3 > 0) {
        attn3 *= attn3;
        value += attn3 * attn3 * extrapolate(xsb + 1, ysb + 1, zsb + 0, wsb + 1, dx3, dy3, dz3, dw3);
      }

      // Contribution (1,0,1,1)
      double dx2 = dx4;
      double dy2 = dy0 - 3 * SQUISH_CONSTANT_4D;
      double dz2 = dz4;
      double dw2 = dw3;
      double attn2 = 2 - dx2 * dx2 - dy2 * dy2 - dz2 * dz2 - dw2 * dw2;
      if (attn2 > 0) {
        attn2 *= attn2;
        value += attn2 * attn2 * extrapolate(xsb + 1, ysb + 0, zsb + 1, wsb + 1, dx2, dy2, dz2, dw2);
      }

      // Contribution (0,1,1,1)
      double dx1 = dx0 - 3 * SQUISH_CONSTANT_4D;
      double dz1 = dz4;
      double dy1 = dy4;
      double dw1 = dw3;
      double attn1 = 2 - dx1 * dx1 - dy1 * dy1 - dz1 * dz1 - dw1 * dw1;
      if (attn1 > 0) {
        attn1 *= attn1;
        value += attn1 * attn1 * extrapolate(xsb + 0, ysb + 1, zsb + 1, wsb + 1, dx1, dy1, dz1, dw1);
      }

      // Contribution (1,1,1,1)
      dx0 = dx0 - 1 - 4 * SQUISH_CONSTANT_4D;
      dy0 = dy0 - 1 - 4 * SQUISH_CONSTANT_4D;
      dz0 = dz0 - 1 - 4 * SQUISH_CONSTANT_4D;
      dw0 = dw0 - 1 - 4 * SQUISH_CONSTANT_4D;
      double attn0 = 2 - dx0 * dx0 - dy0 * dy0 - dz0 * dz0 - dw0 * dw0;
      if (attn0 > 0) {
        attn0 *= attn0;
        value += attn0 * attn0 * extrapolate(xsb + 1, ysb + 1, zsb + 1, wsb + 1, dx0, dy0, dz0, dw0);
      }
    } else if (inSum <= 2) { // We're inside the first dispentachoron (Rectified 4-Simplex)
      double aScore;
      byte aPoint;
      boolean aIsBiggerSide = true;
      double bScore;
      byte bPoint;
      boolean bIsBiggerSide = true;
      
      // Decide between (1,1,0,0) and (0,0,1,1)
      if (xins + yins > zins + wins) {
        aScore = xins + yins;
        aPoint = 0x03;
      } else {
        aScore = zins + wins;
        aPoint = 0x0C;
      }
      
      // Decide between (1,0,1,0) and (0,1,0,1)
      if (xins + zins > yins + wins) {
        bScore = xins + zins;
        bPoint = 0x05;
      } else {
        bScore = yins + wins;
        bPoint = 0x0A;
      }
      
      // Closer between (1,0,0,1) and (0,1,1,0) will replace the further of a and b, if closer.
      if (xins + wins > yins + zins) {
        double score = xins + wins;
        if (aScore >= bScore && score > bScore) {
          bScore = score;
          bPoint = 0x09;
        } else if (aScore < bScore && score > aScore) {
          aScore = score;
          aPoint = 0x09;
        }
      } else {
        double score = yins + zins;
        if (aScore >= bScore && score > bScore) {
          bScore = score;
          bPoint = 0x06;
        } else if (aScore < bScore && score > aScore) {
          aScore = score;
          aPoint = 0x06;
        }
      }
      
      // Decide if (1,0,0,0) is closer.
      double p1 = 2 - inSum + xins;
      if (aScore >= bScore && p1 > bScore) {
        bScore = p1;
        bPoint = 0x01;
        bIsBiggerSide = false;
      } else if (aScore < bScore && p1 > aScore) {
        aScore = p1;
        aPoint = 0x01;
        aIsBiggerSide = false;
      }
      
      // Decide if (0,1,0,0) is closer.
      double p2 = 2 - inSum + yins;
      if (aScore >= bScore && p2 > bScore) {
        bScore = p2;
        bPoint = 0x02;
        bIsBiggerSide = false;
      } else if (aScore < bScore && p2 > aScore) {
        aScore = p2;
        aPoint = 0x02;
        aIsBiggerSide = false;
      }
      
      // Decide if (0,0,1,0) is closer.
      double p3 = 2 - inSum + zins;
      if (aScore >= bScore && p3 > bScore) {
        bScore = p3;
        bPoint = 0x04;
        bIsBiggerSide = false;
      } else if (aScore < bScore && p3 > aScore) {
        aScore = p3;
        aPoint = 0x04;
        aIsBiggerSide = false;
      }
      
      // Decide if (0,0,0,1) is closer.
      double p4 = 2 - inSum + wins;
      if (aScore >= bScore && p4 > bScore) {
        bScore = p4;
        bPoint = 0x08;
        bIsBiggerSide = false;
      } else if (aScore < bScore && p4 > aScore) {
        aScore = p4;
        aPoint = 0x08;
        aIsBiggerSide = false;
      }
      
      // Where each of the two closest points are determines how the extra three vertices are calculated.
      if (aIsBiggerSide == bIsBiggerSide) {
        if (aIsBiggerSide) { // Both closest points on the bigger side
          byte c1 = (byte)(aPoint | bPoint);
          byte c2 = (byte)(aPoint & bPoint);
          if ((c1 & 0x01) == 0) {
            xsv_ext0 = xsb;
            xsv_ext1 = xsb - 1;
            dx_ext0 = dx0 - 3 * SQUISH_CONSTANT_4D;
            dx_ext1 = dx0 + 1 - 2 * SQUISH_CONSTANT_4D;
          } else {
            xsv_ext0 = xsv_ext1 = xsb + 1;
            dx_ext0 = dx0 - 1 - 3 * SQUISH_CONSTANT_4D;
            dx_ext1 = dx0 - 1 - 2 * SQUISH_CONSTANT_4D;
          }
          
          if ((c1 & 0x02) == 0) {
            ysv_ext0 = ysb;
            ysv_ext1 = ysb - 1;
            dy_ext0 = dy0 - 3 * SQUISH_CONSTANT_4D;
            dy_ext1 = dy0 + 1 - 2 * SQUISH_CONSTANT_4D;
          } else {
            ysv_ext0 = ysv_ext1 = ysb + 1;
            dy_ext0 = dy0 - 1 - 3 * SQUISH_CONSTANT_4D;
            dy_ext1 = dy0 - 1 - 2 * SQUISH_CONSTANT_4D;
          }
          
          if ((c1 & 0x04) == 0) {
            zsv_ext0 = zsb;
            zsv_ext1 = zsb - 1;
            dz_ext0 = dz0 - 3 * SQUISH_CONSTANT_4D;
            dz_ext1 = dz0 + 1 - 2 * SQUISH_CONSTANT_4D;
          } else {
            zsv_ext0 = zsv_ext1 = zsb + 1;
            dz_ext0 = dz0 - 1 - 3 * SQUISH_CONSTANT_4D;
            dz_ext1 = dz0 - 1 - 2 * SQUISH_CONSTANT_4D;
          }
          
          if ((c1 & 0x08) == 0) {
            wsv_ext0 = wsb;
            wsv_ext1 = wsb - 1;
            dw_ext0 = dw0 - 3 * SQUISH_CONSTANT_4D;
            dw_ext1 = dw0 + 1 - 2 * SQUISH_CONSTANT_4D;
          } else {
            wsv_ext0 = wsv_ext1 = wsb + 1;
            dw_ext0 = dw0 - 1 - 3 * SQUISH_CONSTANT_4D;
            dw_ext1 = dw0 - 1 - 2 * SQUISH_CONSTANT_4D;
          }
          
          // One combination is a permutation of (0,0,0,2) based on c2
          xsv_ext2 = xsb;
          ysv_ext2 = ysb;
          zsv_ext2 = zsb;
          wsv_ext2 = wsb;
          dx_ext2 = dx0 - 2 * SQUISH_CONSTANT_4D;
          dy_ext2 = dy0 - 2 * SQUISH_CONSTANT_4D;
          dz_ext2 = dz0 - 2 * SQUISH_CONSTANT_4D;
          dw_ext2 = dw0 - 2 * SQUISH_CONSTANT_4D;
          if ((c2 & 0x01) != 0) {
            xsv_ext2 += 2;
            dx_ext2 -= 2;
          } else if ((c2 & 0x02) != 0) {
            ysv_ext2 += 2;
            dy_ext2 -= 2;
          } else if ((c2 & 0x04) != 0) {
            zsv_ext2 += 2;
            dz_ext2 -= 2;
          } else {
            wsv_ext2 += 2;
            dw_ext2 -= 2;
          }
          
        } else { // Both closest points on the smaller side
          // One of the two extra points is (0,0,0,0)
          xsv_ext2 = xsb;
          ysv_ext2 = ysb;
          zsv_ext2 = zsb;
          wsv_ext2 = wsb;
          dx_ext2 = dx0;
          dy_ext2 = dy0;
          dz_ext2 = dz0;
          dw_ext2 = dw0;
          
          // Other two points are based on the omitted axes.
          byte c = (byte)(aPoint | bPoint);
          
          if ((c & 0x01) == 0) {
            xsv_ext0 = xsb - 1;
            xsv_ext1 = xsb;
            dx_ext0 = dx0 + 1 - SQUISH_CONSTANT_4D;
            dx_ext1 = dx0 - SQUISH_CONSTANT_4D;
          } else {
            xsv_ext0 = xsv_ext1 = xsb + 1;
            dx_ext0 = dx_ext1 = dx0 - 1 - SQUISH_CONSTANT_4D;
          }
          
          if ((c & 0x02) == 0) {
            ysv_ext0 = ysv_ext1 = ysb;
            dy_ext0 = dy_ext1 = dy0 - SQUISH_CONSTANT_4D;
            if ((c & 0x01) == 0x01)
            {
              ysv_ext0 -= 1;
              dy_ext0 += 1;
            } else {
              ysv_ext1 -= 1;
              dy_ext1 += 1;
            }
          } else {
            ysv_ext0 = ysv_ext1 = ysb + 1;
            dy_ext0 = dy_ext1 = dy0 - 1 - SQUISH_CONSTANT_4D;
          }
          
          if ((c & 0x04) == 0) {
            zsv_ext0 = zsv_ext1 = zsb;
            dz_ext0 = dz_ext1 = dz0 - SQUISH_CONSTANT_4D;
            if ((c & 0x03) == 0x03)
            {
              zsv_ext0 -= 1;
              dz_ext0 += 1;
            } else {
              zsv_ext1 -= 1;
              dz_ext1 += 1;
            }
          } else {
            zsv_ext0 = zsv_ext1 = zsb + 1;
            dz_ext0 = dz_ext1 = dz0 - 1 - SQUISH_CONSTANT_4D;
          }
          
          if ((c & 0x08) == 0)
          {
            wsv_ext0 = wsb;
            wsv_ext1 = wsb - 1;
            dw_ext0 = dw0 - SQUISH_CONSTANT_4D;
            dw_ext1 = dw0 + 1 - SQUISH_CONSTANT_4D;
          } else {
            wsv_ext0 = wsv_ext1 = wsb + 1;
            dw_ext0 = dw_ext1 = dw0 - 1 - SQUISH_CONSTANT_4D;
          }
          
        }
      } else { // One point on each "side"
        byte c1, c2;
        if (aIsBiggerSide) {
          c1 = aPoint;
          c2 = bPoint;
        } else {
          c1 = bPoint;
          c2 = aPoint;
        }
        
        // Two contributions are the bigger-sided point with each 0 replaced with -1.
        if ((c1 & 0x01) == 0) {
          xsv_ext0 = xsb - 1;
          xsv_ext1 = xsb;
          dx_ext0 = dx0 + 1 - SQUISH_CONSTANT_4D;
          dx_ext1 = dx0 - SQUISH_CONSTANT_4D;
        } else {
          xsv_ext0 = xsv_ext1 = xsb + 1;
          dx_ext0 = dx_ext1 = dx0 - 1 - SQUISH_CONSTANT_4D;
        }
        
        if ((c1 & 0x02) == 0) {
          ysv_ext0 = ysv_ext1 = ysb;
          dy_ext0 = dy_ext1 = dy0 - SQUISH_CONSTANT_4D;
          if ((c1 & 0x01) == 0x01) {
            ysv_ext0 -= 1;
            dy_ext0 += 1;
          } else {
            ysv_ext1 -= 1;
            dy_ext1 += 1;
          }
        } else {
          ysv_ext0 = ysv_ext1 = ysb + 1;
          dy_ext0 = dy_ext1 = dy0 - 1 - SQUISH_CONSTANT_4D;
        }
        
        if ((c1 & 0x04) == 0) {
          zsv_ext0 = zsv_ext1 = zsb;
          dz_ext0 = dz_ext1 = dz0 - SQUISH_CONSTANT_4D;
          if ((c1 & 0x03) == 0x03) {
            zsv_ext0 -= 1;
            dz_ext0 += 1;
          } else {
            zsv_ext1 -= 1;
            dz_ext1 += 1;
          }
        } else {
          zsv_ext0 = zsv_ext1 = zsb + 1;
          dz_ext0 = dz_ext1 = dz0 - 1 - SQUISH_CONSTANT_4D;
        }
        
        if ((c1 & 0x08) == 0) {
          wsv_ext0 = wsb;
          wsv_ext1 = wsb - 1;
          dw_ext0 = dw0 - SQUISH_CONSTANT_4D;
          dw_ext1 = dw0 + 1 - SQUISH_CONSTANT_4D;
        } else {
          wsv_ext0 = wsv_ext1 = wsb + 1;
          dw_ext0 = dw_ext1 = dw0 - 1 - SQUISH_CONSTANT_4D;
        }

        // One contribution is a permutation of (0,0,0,2) based on the smaller-sided point
        xsv_ext2 = xsb;
        ysv_ext2 = ysb;
        zsv_ext2 = zsb;
        wsv_ext2 = wsb;
        dx_ext2 = dx0 - 2 * SQUISH_CONSTANT_4D;
        dy_ext2 = dy0 - 2 * SQUISH_CONSTANT_4D;
        dz_ext2 = dz0 - 2 * SQUISH_CONSTANT_4D;
        dw_ext2 = dw0 - 2 * SQUISH_CONSTANT_4D;
        if ((c2 & 0x01) != 0) {
          xsv_ext2 += 2;
          dx_ext2 -= 2;
        } else if ((c2 & 0x02) != 0) {
          ysv_ext2 += 2;
          dy_ext2 -= 2;
        } else if ((c2 & 0x04) != 0) {
          zsv_ext2 += 2;
          dz_ext2 -= 2;
        } else {
          wsv_ext2 += 2;
          dw_ext2 -= 2;
        }
      }
      
      // Contribution (1,0,0,0)
      double dx1 = dx0 - 1 - SQUISH_CONSTANT_4D;
      double dy1 = dy0 - 0 - SQUISH_CONSTANT_4D;
      double dz1 = dz0 - 0 - SQUISH_CONSTANT_4D;
      double dw1 = dw0 - 0 - SQUISH_CONSTANT_4D;
      double attn1 = 2 - dx1 * dx1 - dy1 * dy1 - dz1 * dz1 - dw1 * dw1;
      if (attn1 > 0) {
        attn1 *= attn1;
        value += attn1 * attn1 * extrapolate(xsb + 1, ysb + 0, zsb + 0, wsb + 0, dx1, dy1, dz1, dw1);
      }

      // Contribution (0,1,0,0)
      double dx2 = dx0 - 0 - SQUISH_CONSTANT_4D;
      double dy2 = dy0 - 1 - SQUISH_CONSTANT_4D;
      double dz2 = dz1;
      double dw2 = dw1;
      double attn2 = 2 - dx2 * dx2 - dy2 * dy2 - dz2 * dz2 - dw2 * dw2;
      if (attn2 > 0) {
        attn2 *= attn2;
        value += attn2 * attn2 * extrapolate(xsb + 0, ysb + 1, zsb + 0, wsb + 0, dx2, dy2, dz2, dw2);
      }

      // Contribution (0,0,1,0)
      double dx3 = dx2;
      double dy3 = dy1;
      double dz3 = dz0 - 1 - SQUISH_CONSTANT_4D;
      double dw3 = dw1;
      double attn3 = 2 - dx3 * dx3 - dy3 * dy3 - dz3 * dz3 - dw3 * dw3;
      if (attn3 > 0) {
        attn3 *= attn3;
        value += attn3 * attn3 * extrapolate(xsb + 0, ysb + 0, zsb + 1, wsb + 0, dx3, dy3, dz3, dw3);
      }

      // Contribution (0,0,0,1)
      double dx4 = dx2;
      double dy4 = dy1;
      double dz4 = dz1;
      double dw4 = dw0 - 1 - SQUISH_CONSTANT_4D;
      double attn4 = 2 - dx4 * dx4 - dy4 * dy4 - dz4 * dz4 - dw4 * dw4;
      if (attn4 > 0) {
        attn4 *= attn4;
        value += attn4 * attn4 * extrapolate(xsb + 0, ysb + 0, zsb + 0, wsb + 1, dx4, dy4, dz4, dw4);
      }
      
      // Contribution (1,1,0,0)
      double dx5 = dx0 - 1 - 2 * SQUISH_CONSTANT_4D;
      double dy5 = dy0 - 1 - 2 * SQUISH_CONSTANT_4D;
      double dz5 = dz0 - 0 - 2 * SQUISH_CONSTANT_4D;
      double dw5 = dw0 - 0 - 2 * SQUISH_CONSTANT_4D;
      double attn5 = 2 - dx5 * dx5 - dy5 * dy5 - dz5 * dz5 - dw5 * dw5;
      if (attn5 > 0) {
        attn5 *= attn5;
        value += attn5 * attn5 * extrapolate(xsb + 1, ysb + 1, zsb + 0, wsb + 0, dx5, dy5, dz5, dw5);
      }
      
      // Contribution (1,0,1,0)
      double dx6 = dx0 - 1 - 2 * SQUISH_CONSTANT_4D;
      double dy6 = dy0 - 0 - 2 * SQUISH_CONSTANT_4D;
      double dz6 = dz0 - 1 - 2 * SQUISH_CONSTANT_4D;
      double dw6 = dw0 - 0 - 2 * SQUISH_CONSTANT_4D;
      double attn6 = 2 - dx6 * dx6 - dy6 * dy6 - dz6 * dz6 - dw6 * dw6;
      if (attn6 > 0) {
        attn6 *= attn6;
        value += attn6 * attn6 * extrapolate(xsb + 1, ysb + 0, zsb + 1, wsb + 0, dx6, dy6, dz6, dw6);
      }

      // Contribution (1,0,0,1)
      double dx7 = dx0 - 1 - 2 * SQUISH_CONSTANT_4D;
      double dy7 = dy0 - 0 - 2 * SQUISH_CONSTANT_4D;
      double dz7 = dz0 - 0 - 2 * SQUISH_CONSTANT_4D;
      double dw7 = dw0 - 1 - 2 * SQUISH_CONSTANT_4D;
      double attn7 = 2 - dx7 * dx7 - dy7 * dy7 - dz7 * dz7 - dw7 * dw7;
      if (attn7 > 0) {
        attn7 *= attn7;
        value += attn7 * attn7 * extrapolate(xsb + 1, ysb + 0, zsb + 0, wsb + 1, dx7, dy7, dz7, dw7);
      }
      
      // Contribution (0,1,1,0)
      double dx8 = dx0 - 0 - 2 * SQUISH_CONSTANT_4D;
      double dy8 = dy0 - 1 - 2 * SQUISH_CONSTANT_4D;
      double dz8 = dz0 - 1 - 2 * SQUISH_CONSTANT_4D;
      double dw8 = dw0 - 0 - 2 * SQUISH_CONSTANT_4D;
      double attn8 = 2 - dx8 * dx8 - dy8 * dy8 - dz8 * dz8 - dw8 * dw8;
      if (attn8 > 0) {
        attn8 *= attn8;
        value += attn8 * attn8 * extrapolate(xsb + 0, ysb + 1, zsb + 1, wsb + 0, dx8, dy8, dz8, dw8);
      }
      
      // Contribution (0,1,0,1)
      double dx9 = dx0 - 0 - 2 * SQUISH_CONSTANT_4D;
      double dy9 = dy0 - 1 - 2 * SQUISH_CONSTANT_4D;
      double dz9 = dz0 - 0 - 2 * SQUISH_CONSTANT_4D;
      double dw9 = dw0 - 1 - 2 * SQUISH_CONSTANT_4D;
      double attn9 = 2 - dx9 * dx9 - dy9 * dy9 - dz9 * dz9 - dw9 * dw9;
      if (attn9 > 0) {
        attn9 *= attn9;
        value += attn9 * attn9 * extrapolate(xsb + 0, ysb + 1, zsb + 0, wsb + 1, dx9, dy9, dz9, dw9);
      }
      
      // Contribution (0,0,1,1)
      double dx10 = dx0 - 0 - 2 * SQUISH_CONSTANT_4D;
      double dy10 = dy0 - 0 - 2 * SQUISH_CONSTANT_4D;
      double dz10 = dz0 - 1 - 2 * SQUISH_CONSTANT_4D;
      double dw10 = dw0 - 1 - 2 * SQUISH_CONSTANT_4D;
      double attn10 = 2 - dx10 * dx10 - dy10 * dy10 - dz10 * dz10 - dw10 * dw10;
      if (attn10 > 0) {
        attn10 *= attn10;
        value += attn10 * attn10 * extrapolate(xsb + 0, ysb + 0, zsb + 1, wsb + 1, dx10, dy10, dz10, dw10);
      }
    } else { // We're inside the second dispentachoron (Rectified 4-Simplex)
      double aScore;
      byte aPoint;
      boolean aIsBiggerSide = true;
      double bScore;
      byte bPoint;
      boolean bIsBiggerSide = true;
      
      // Decide between (0,0,1,1) and (1,1,0,0)
      if (xins + yins < zins + wins) {
        aScore = xins + yins;
        aPoint = 0x0C;
      } else {
        aScore = zins + wins;
        aPoint = 0x03;
      }
      
      // Decide between (0,1,0,1) and (1,0,1,0)
      if (xins + zins < yins + wins) {
        bScore = xins + zins;
        bPoint = 0x0A;
      } else {
        bScore = yins + wins;
        bPoint = 0x05;
      }
      
      // Closer between (0,1,1,0) and (1,0,0,1) will replace the further of a and b, if closer.
      if (xins + wins < yins + zins) {
        double score = xins + wins;
        if (aScore <= bScore && score < bScore) {
          bScore = score;
          bPoint = 0x06;
        } else if (aScore > bScore && score < aScore) {
          aScore = score;
          aPoint = 0x06;
        }
      } else {
        double score = yins + zins;
        if (aScore <= bScore && score < bScore) {
          bScore = score;
          bPoint = 0x09;
        } else if (aScore > bScore && score < aScore) {
          aScore = score;
          aPoint = 0x09;
        }
      }
      
      // Decide if (0,1,1,1) is closer.
      double p1 = 3 - inSum + xins;
      if (aScore <= bScore && p1 < bScore) {
        bScore = p1;
        bPoint = 0x0E;
        bIsBiggerSide = false;
      } else if (aScore > bScore && p1 < aScore) {
        aScore = p1;
        aPoint = 0x0E;
        aIsBiggerSide = false;
      }
      
      // Decide if (1,0,1,1) is closer.
      double p2 = 3 - inSum + yins;
      if (aScore <= bScore && p2 < bScore) {
        bScore = p2;
        bPoint = 0x0D;
        bIsBiggerSide = false;
      } else if (aScore > bScore && p2 < aScore) {
        aScore = p2;
        aPoint = 0x0D;
        aIsBiggerSide = false;
      }
      
      // Decide if (1,1,0,1) is closer.
      double p3 = 3 - inSum + zins;
      if (aScore <= bScore && p3 < bScore) {
        bScore = p3;
        bPoint = 0x0B;
        bIsBiggerSide = false;
      } else if (aScore > bScore && p3 < aScore) {
        aScore = p3;
        aPoint = 0x0B;
        aIsBiggerSide = false;
      }
      
      // Decide if (1,1,1,0) is closer.
      double p4 = 3 - inSum + wins;
      if (aScore <= bScore && p4 < bScore) {
        bScore = p4;
        bPoint = 0x07;
        bIsBiggerSide = false;
      } else if (aScore > bScore && p4 < aScore) {
        aScore = p4;
        aPoint = 0x07;
        aIsBiggerSide = false;
      }
      
      // Where each of the two closest points are determines how the extra three vertices are calculated.
      if (aIsBiggerSide == bIsBiggerSide) {
        if (aIsBiggerSide) { // Both closest points on the bigger side
          byte c1 = (byte)(aPoint & bPoint);
          byte c2 = (byte)(aPoint | bPoint);
          
          // Two contributions are permutations of (0,0,0,1) and (0,0,0,2) based on c1
          xsv_ext0 = xsv_ext1 = xsb;
          ysv_ext0 = ysv_ext1 = ysb;
          zsv_ext0 = zsv_ext1 = zsb;
          wsv_ext0 = wsv_ext1 = wsb;
          dx_ext0 = dx0 - SQUISH_CONSTANT_4D;
          dy_ext0 = dy0 - SQUISH_CONSTANT_4D;
          dz_ext0 = dz0 - SQUISH_CONSTANT_4D;
          dw_ext0 = dw0 - SQUISH_CONSTANT_4D;
          dx_ext1 = dx0 - 2 * SQUISH_CONSTANT_4D;
          dy_ext1 = dy0 - 2 * SQUISH_CONSTANT_4D;
          dz_ext1 = dz0 - 2 * SQUISH_CONSTANT_4D;
          dw_ext1 = dw0 - 2 * SQUISH_CONSTANT_4D;
          if ((c1 & 0x01) != 0) {
            xsv_ext0 += 1;
            dx_ext0 -= 1;
            xsv_ext1 += 2;
            dx_ext1 -= 2;
          } else if ((c1 & 0x02) != 0) {
            ysv_ext0 += 1;
            dy_ext0 -= 1;
            ysv_ext1 += 2;
            dy_ext1 -= 2;
          } else if ((c1 & 0x04) != 0) {
            zsv_ext0 += 1;
            dz_ext0 -= 1;
            zsv_ext1 += 2;
            dz_ext1 -= 2;
          } else {
            wsv_ext0 += 1;
            dw_ext0 -= 1;
            wsv_ext1 += 2;
            dw_ext1 -= 2;
          }
          
          // One contribution is a permutation of (1,1,1,-1) based on c2
          xsv_ext2 = xsb + 1;
          ysv_ext2 = ysb + 1;
          zsv_ext2 = zsb + 1;
          wsv_ext2 = wsb + 1;
          dx_ext2 = dx0 - 1 - 2 * SQUISH_CONSTANT_4D;
          dy_ext2 = dy0 - 1 - 2 * SQUISH_CONSTANT_4D;
          dz_ext2 = dz0 - 1 - 2 * SQUISH_CONSTANT_4D;
          dw_ext2 = dw0 - 1 - 2 * SQUISH_CONSTANT_4D;
          if ((c2 & 0x01) == 0) {
            xsv_ext2 -= 2;
            dx_ext2 += 2;
          } else if ((c2 & 0x02) == 0) {
            ysv_ext2 -= 2;
            dy_ext2 += 2;
          } else if ((c2 & 0x04) == 0) {
            zsv_ext2 -= 2;
            dz_ext2 += 2;
          } else {
            wsv_ext2 -= 2;
            dw_ext2 += 2;
          }
        } else { // Both closest points on the smaller side
          // One of the two extra points is (1,1,1,1)
          xsv_ext2 = xsb + 1;
          ysv_ext2 = ysb + 1;
          zsv_ext2 = zsb + 1;
          wsv_ext2 = wsb + 1;
          dx_ext2 = dx0 - 1 - 4 * SQUISH_CONSTANT_4D;
          dy_ext2 = dy0 - 1 - 4 * SQUISH_CONSTANT_4D;
          dz_ext2 = dz0 - 1 - 4 * SQUISH_CONSTANT_4D;
          dw_ext2 = dw0 - 1 - 4 * SQUISH_CONSTANT_4D;
          
          // Other two points are based on the shared axes.
          byte c = (byte)(aPoint & bPoint);
          
          if ((c & 0x01) != 0) {
            xsv_ext0 = xsb + 2;
            xsv_ext1 = xsb + 1;
            dx_ext0 = dx0 - 2 - 3 * SQUISH_CONSTANT_4D;
            dx_ext1 = dx0 - 1 - 3 * SQUISH_CONSTANT_4D;
          } else {
            xsv_ext0 = xsv_ext1 = xsb;
            dx_ext0 = dx_ext1 = dx0 - 3 * SQUISH_CONSTANT_4D;
          }
          
          if ((c & 0x02) != 0) {
            ysv_ext0 = ysv_ext1 = ysb + 1;
            dy_ext0 = dy_ext1 = dy0 - 1 - 3 * SQUISH_CONSTANT_4D;
            if ((c & 0x01) == 0)
            {
              ysv_ext0 += 1;
              dy_ext0 -= 1;
            } else {
              ysv_ext1 += 1;
              dy_ext1 -= 1;
            }
          } else {
            ysv_ext0 = ysv_ext1 = ysb;
            dy_ext0 = dy_ext1 = dy0 - 3 * SQUISH_CONSTANT_4D;
          }
          
          if ((c & 0x04) != 0) {
            zsv_ext0 = zsv_ext1 = zsb + 1;
            dz_ext0 = dz_ext1 = dz0 - 1 - 3 * SQUISH_CONSTANT_4D;
            if ((c & 0x03) == 0)
            {
              zsv_ext0 += 1;
              dz_ext0 -= 1;
            } else {
              zsv_ext1 += 1;
              dz_ext1 -= 1;
            }
          } else {
            zsv_ext0 = zsv_ext1 = zsb;
            dz_ext0 = dz_ext1 = dz0 - 3 * SQUISH_CONSTANT_4D;
          }
          
          if ((c & 0x08) != 0)
          {
            wsv_ext0 = wsb + 1;
            wsv_ext1 = wsb + 2;
            dw_ext0 = dw0 - 1 - 3 * SQUISH_CONSTANT_4D;
            dw_ext1 = dw0 - 2 - 3 * SQUISH_CONSTANT_4D;
          } else {
            wsv_ext0 = wsv_ext1 = wsb;
            dw_ext0 = dw_ext1 = dw0 - 3 * SQUISH_CONSTANT_4D;
          }
        }
      } else { // One point on each "side"
        byte c1, c2;
        if (aIsBiggerSide) {
          c1 = aPoint;
          c2 = bPoint;
        } else {
          c1 = bPoint;
          c2 = aPoint;
        }
        
        // Two contributions are the bigger-sided point with each 1 replaced with 2.
        if ((c1 & 0x01) != 0) {
          xsv_ext0 = xsb + 2;
          xsv_ext1 = xsb + 1;
          dx_ext0 = dx0 - 2 - 3 * SQUISH_CONSTANT_4D;
          dx_ext1 = dx0 - 1 - 3 * SQUISH_CONSTANT_4D;
        } else {
          xsv_ext0 = xsv_ext1 = xsb;
          dx_ext0 = dx_ext1 = dx0 - 3 * SQUISH_CONSTANT_4D;
        }
        
        if ((c1 & 0x02) != 0) {
          ysv_ext0 = ysv_ext1 = ysb + 1;
          dy_ext0 = dy_ext1 = dy0 - 1 - 3 * SQUISH_CONSTANT_4D;
          if ((c1 & 0x01) == 0) {
            ysv_ext0 += 1;
            dy_ext0 -= 1;
          } else {
            ysv_ext1 += 1;
            dy_ext1 -= 1;
          }
        } else {
          ysv_ext0 = ysv_ext1 = ysb;
          dy_ext0 = dy_ext1 = dy0 - 3 * SQUISH_CONSTANT_4D;
        }
        
        if ((c1 & 0x04) != 0) {
          zsv_ext0 = zsv_ext1 = zsb + 1;
          dz_ext0 = dz_ext1 = dz0 - 1 - 3 * SQUISH_CONSTANT_4D;
          if ((c1 & 0x03) == 0) {
            zsv_ext0 += 1;
            dz_ext0 -= 1;
          } else {
            zsv_ext1 += 1;
            dz_ext1 -= 1;
          }
        } else {
          zsv_ext0 = zsv_ext1 = zsb;
          dz_ext0 = dz_ext1 = dz0 - 3 * SQUISH_CONSTANT_4D;
        }
        
        if ((c1 & 0x08) != 0) {
          wsv_ext0 = wsb + 1;
          wsv_ext1 = wsb + 2;
          dw_ext0 = dw0 - 1 - 3 * SQUISH_CONSTANT_4D;
          dw_ext1 = dw0 - 2 - 3 * SQUISH_CONSTANT_4D;
        } else {
          wsv_ext0 = wsv_ext1 = wsb;
          dw_ext0 = dw_ext1 = dw0 - 3 * SQUISH_CONSTANT_4D;
        }

        // One contribution is a permutation of (1,1,1,-1) based on the smaller-sided point
        xsv_ext2 = xsb + 1;
        ysv_ext2 = ysb + 1;
        zsv_ext2 = zsb + 1;
        wsv_ext2 = wsb + 1;
        dx_ext2 = dx0 - 1 - 2 * SQUISH_CONSTANT_4D;
        dy_ext2 = dy0 - 1 - 2 * SQUISH_CONSTANT_4D;
        dz_ext2 = dz0 - 1 - 2 * SQUISH_CONSTANT_4D;
        dw_ext2 = dw0 - 1 - 2 * SQUISH_CONSTANT_4D;
        if ((c2 & 0x01) == 0) {
          xsv_ext2 -= 2;
          dx_ext2 += 2;
        } else if ((c2 & 0x02) == 0) {
          ysv_ext2 -= 2;
          dy_ext2 += 2;
        } else if ((c2 & 0x04) == 0) {
          zsv_ext2 -= 2;
          dz_ext2 += 2;
        } else {
          wsv_ext2 -= 2;
          dw_ext2 += 2;
        }
      }
      
      // Contribution (1,1,1,0)
      double dx4 = dx0 - 1 - 3 * SQUISH_CONSTANT_4D;
      double dy4 = dy0 - 1 - 3 * SQUISH_CONSTANT_4D;
      double dz4 = dz0 - 1 - 3 * SQUISH_CONSTANT_4D;
      double dw4 = dw0 - 3 * SQUISH_CONSTANT_4D;
      double attn4 = 2 - dx4 * dx4 - dy4 * dy4 - dz4 * dz4 - dw4 * dw4;
      if (attn4 > 0) {
        attn4 *= attn4;
        value += attn4 * attn4 * extrapolate(xsb + 1, ysb + 1, zsb + 1, wsb + 0, dx4, dy4, dz4, dw4);
      }

      // Contribution (1,1,0,1)
      double dx3 = dx4;
      double dy3 = dy4;
      double dz3 = dz0 - 3 * SQUISH_CONSTANT_4D;
      double dw3 = dw0 - 1 - 3 * SQUISH_CONSTANT_4D;
      double attn3 = 2 - dx3 * dx3 - dy3 * dy3 - dz3 * dz3 - dw3 * dw3;
      if (attn3 > 0) {
        attn3 *= attn3;
        value += attn3 * attn3 * extrapolate(xsb + 1, ysb + 1, zsb + 0, wsb + 1, dx3, dy3, dz3, dw3);
      }

      // Contribution (1,0,1,1)
      double dx2 = dx4;
      double dy2 = dy0 - 3 * SQUISH_CONSTANT_4D;
      double dz2 = dz4;
      double dw2 = dw3;
      double attn2 = 2 - dx2 * dx2 - dy2 * dy2 - dz2 * dz2 - dw2 * dw2;
      if (attn2 > 0) {
        attn2 *= attn2;
        value += attn2 * attn2 * extrapolate(xsb + 1, ysb + 0, zsb + 1, wsb + 1, dx2, dy2, dz2, dw2);
      }

      // Contribution (0,1,1,1)
      double dx1 = dx0 - 3 * SQUISH_CONSTANT_4D;
      double dz1 = dz4;
      double dy1 = dy4;
      double dw1 = dw3;
      double attn1 = 2 - dx1 * dx1 - dy1 * dy1 - dz1 * dz1 - dw1 * dw1;
      if (attn1 > 0) {
        attn1 *= attn1;
        value += attn1 * attn1 * extrapolate(xsb + 0, ysb + 1, zsb + 1, wsb + 1, dx1, dy1, dz1, dw1);
      }
      
      // Contribution (1,1,0,0)
      double dx5 = dx0 - 1 - 2 * SQUISH_CONSTANT_4D;
      double dy5 = dy0 - 1 - 2 * SQUISH_CONSTANT_4D;
      double dz5 = dz0 - 0 - 2 * SQUISH_CONSTANT_4D;
      double dw5 = dw0 - 0 - 2 * SQUISH_CONSTANT_4D;
      double attn5 = 2 - dx5 * dx5 - dy5 * dy5 - dz5 * dz5 - dw5 * dw5;
      if (attn5 > 0) {
        attn5 *= attn5;
        value += attn5 * attn5 * extrapolate(xsb + 1, ysb + 1, zsb + 0, wsb + 0, dx5, dy5, dz5, dw5);
      }
      
      // Contribution (1,0,1,0)
      double dx6 = dx0 - 1 - 2 * SQUISH_CONSTANT_4D;
      double dy6 = dy0 - 0 - 2 * SQUISH_CONSTANT_4D;
      double dz6 = dz0 - 1 - 2 * SQUISH_CONSTANT_4D;
      double dw6 = dw0 - 0 - 2 * SQUISH_CONSTANT_4D;
      double attn6 = 2 - dx6 * dx6 - dy6 * dy6 - dz6 * dz6 - dw6 * dw6;
      if (attn6 > 0) {
        attn6 *= attn6;
        value += attn6 * attn6 * extrapolate(xsb + 1, ysb + 0, zsb + 1, wsb + 0, dx6, dy6, dz6, dw6);
      }

      // Contribution (1,0,0,1)
      double dx7 = dx0 - 1 - 2 * SQUISH_CONSTANT_4D;
      double dy7 = dy0 - 0 - 2 * SQUISH_CONSTANT_4D;
      double dz7 = dz0 - 0 - 2 * SQUISH_CONSTANT_4D;
      double dw7 = dw0 - 1 - 2 * SQUISH_CONSTANT_4D;
      double attn7 = 2 - dx7 * dx7 - dy7 * dy7 - dz7 * dz7 - dw7 * dw7;
      if (attn7 > 0) {
        attn7 *= attn7;
        value += attn7 * attn7 * extrapolate(xsb + 1, ysb + 0, zsb + 0, wsb + 1, dx7, dy7, dz7, dw7);
      }
      
      // Contribution (0,1,1,0)
      double dx8 = dx0 - 0 - 2 * SQUISH_CONSTANT_4D;
      double dy8 = dy0 - 1 - 2 * SQUISH_CONSTANT_4D;
      double dz8 = dz0 - 1 - 2 * SQUISH_CONSTANT_4D;
      double dw8 = dw0 - 0 - 2 * SQUISH_CONSTANT_4D;
      double attn8 = 2 - dx8 * dx8 - dy8 * dy8 - dz8 * dz8 - dw8 * dw8;
      if (attn8 > 0) {
        attn8 *= attn8;
        value += attn8 * attn8 * extrapolate(xsb + 0, ysb + 1, zsb + 1, wsb + 0, dx8, dy8, dz8, dw8);
      }
      
      // Contribution (0,1,0,1)
      double dx9 = dx0 - 0 - 2 * SQUISH_CONSTANT_4D;
      double dy9 = dy0 - 1 - 2 * SQUISH_CONSTANT_4D;
      double dz9 = dz0 - 0 - 2 * SQUISH_CONSTANT_4D;
      double dw9 = dw0 - 1 - 2 * SQUISH_CONSTANT_4D;
      double attn9 = 2 - dx9 * dx9 - dy9 * dy9 - dz9 * dz9 - dw9 * dw9;
      if (attn9 > 0) {
        attn9 *= attn9;
        value += attn9 * attn9 * extrapolate(xsb + 0, ysb + 1, zsb + 0, wsb + 1, dx9, dy9, dz9, dw9);
      }
      
      // Contribution (0,0,1,1)
      double dx10 = dx0 - 0 - 2 * SQUISH_CONSTANT_4D;
      double dy10 = dy0 - 0 - 2 * SQUISH_CONSTANT_4D;
      double dz10 = dz0 - 1 - 2 * SQUISH_CONSTANT_4D;
      double dw10 = dw0 - 1 - 2 * SQUISH_CONSTANT_4D;
      double attn10 = 2 - dx10 * dx10 - dy10 * dy10 - dz10 * dz10 - dw10 * dw10;
      if (attn10 > 0) {
        attn10 *= attn10;
        value += attn10 * attn10 * extrapolate(xsb + 0, ysb + 0, zsb + 1, wsb + 1, dx10, dy10, dz10, dw10);
      }
    }
 
    // First extra vertex
    double attn_ext0 = 2 - dx_ext0 * dx_ext0 - dy_ext0 * dy_ext0 - dz_ext0 * dz_ext0 - dw_ext0 * dw_ext0;
    if (attn_ext0 > 0)
    {
      attn_ext0 *= attn_ext0;
      value += attn_ext0 * attn_ext0 * extrapolate(xsv_ext0, ysv_ext0, zsv_ext0, wsv_ext0, dx_ext0, dy_ext0, dz_ext0, dw_ext0);
    }

    // Second extra vertex
    double attn_ext1 = 2 - dx_ext1 * dx_ext1 - dy_ext1 * dy_ext1 - dz_ext1 * dz_ext1 - dw_ext1 * dw_ext1;
    if (attn_ext1 > 0)
    {
      attn_ext1 *= attn_ext1;
      value += attn_ext1 * attn_ext1 * extrapolate(xsv_ext1, ysv_ext1, zsv_ext1, wsv_ext1, dx_ext1, dy_ext1, dz_ext1, dw_ext1);
    }

    // Third extra vertex
    double attn_ext2 = 2 - dx_ext2 * dx_ext2 - dy_ext2 * dy_ext2 - dz_ext2 * dz_ext2 - dw_ext2 * dw_ext2;
    if (attn_ext2 > 0)
    {
      attn_ext2 *= attn_ext2;
      value += attn_ext2 * attn_ext2 * extrapolate(xsv_ext2, ysv_ext2, zsv_ext2, wsv_ext2, dx_ext2, dy_ext2, dz_ext2, dw_ext2);
    }

    return value;
  }
  
  private double extrapolate(int xsb, int ysb, double dx, double dy)
  {
    Grad2 grad = permGrad2[perm[xsb & PMASK] ^ (ysb & PMASK)];
    return grad.dx * dx + grad.dy * dy;
  }
  
  private double extrapolate(int xsb, int ysb, int zsb, double dx, double dy, double dz)
  {
    Grad3 grad = permGrad3[perm[perm[xsb & PMASK] ^ (ysb & PMASK)] ^ (zsb & PMASK)];
    return grad.dx * dx + grad.dy * dy + grad.dz * dz;
  }
  
  private double extrapolate(int xsb, int ysb, int zsb, int wsb, double dx, double dy, double dz, double dw)
  {
    Grad4 grad = permGrad4[perm[perm[perm[xsb & PMASK] ^ (ysb & PMASK)] ^ (zsb & PMASK)] ^ (wsb & PMASK)];
    return grad.dx * dx + grad.dy * dy + grad.dz * dz + grad.dw * dw;
  }
  
  private static int fastFloor(double x) {
    int xi = (int)x;
    return x < xi ? xi - 1 : xi;
  }
  
  public static class Grad2 {
    double dx, dy;
    public Grad2(double dx, double dy) {
      this.dx = dx; this.dy = dy;
    }
  }
  
  public static class Grad3 {
    double dx, dy, dz;
    public Grad3(double dx, double dy, double dz) {
      this.dx = dx; this.dy = dy; this.dz = dz;
    }
  }
  
  public static class Grad4 {
    double dx, dy, dz, dw;
    public Grad4(double dx, double dy, double dz, double dw) {
      this.dx = dx; this.dy = dy; this.dz = dz; this.dw = dw;
    }
  }
  
  private static final double N2 = 7.69084574549313;
  private static final double N3 = 26.92263139946168;
  private static final double N4 = 8.881759591352166;
  
  private static final Grad2[] GRADIENTS_2D = new Grad2[PSIZE];
  private static final Grad3[] GRADIENTS_3D = new Grad3[PSIZE];
  private static final Grad4[] GRADIENTS_4D = new Grad4[PSIZE];
  static {
    Grad2[] grad2 = {
      new Grad2( 0.130526192220052,  0.99144486137381),
      new Grad2( 0.38268343236509,   0.923879532511287),
      new Grad2( 0.608761429008721,  0.793353340291235),
      new Grad2( 0.793353340291235,  0.608761429008721),
      new Grad2( 0.923879532511287,  0.38268343236509),
      new Grad2( 0.99144486137381,   0.130526192220051),
      new Grad2( 0.99144486137381,  -0.130526192220051),
      new Grad2( 0.923879532511287, -0.38268343236509),
      new Grad2( 0.793353340291235, -0.60876142900872),
      new Grad2( 0.608761429008721, -0.793353340291235),
      new Grad2( 0.38268343236509,  -0.923879532511287),
      new Grad2( 0.130526192220052, -0.99144486137381),
      new Grad2(-0.130526192220052, -0.99144486137381),
      new Grad2(-0.38268343236509,  -0.923879532511287),
      new Grad2(-0.608761429008721, -0.793353340291235),
      new Grad2(-0.793353340291235, -0.608761429008721),
      new Grad2(-0.923879532511287, -0.38268343236509),
      new Grad2(-0.99144486137381,  -0.130526192220052),
      new Grad2(-0.99144486137381,   0.130526192220051),
      new Grad2(-0.923879532511287,  0.38268343236509),
      new Grad2(-0.793353340291235,  0.608761429008721),
      new Grad2(-0.608761429008721,  0.793353340291235),
      new Grad2(-0.38268343236509,   0.923879532511287),
      new Grad2(-0.130526192220052,  0.99144486137381)
    };
    for (int i = 0; i < grad2.length; i++) {
      grad2[i].dx /= N2; grad2[i].dy /= N2;
    }
    for (int i = 0; i < PSIZE; i++) {
      GRADIENTS_2D[i] = grad2[i % grad2.length];
    }
    
    Grad3[] grad3 = {
      new Grad3(-1.4082482904633333,    -1.4082482904633333,    -2.6329931618533333),
      new Grad3(-0.07491495712999985,   -0.07491495712999985,   -3.29965982852),
      new Grad3( 0.24732126143473554,   -1.6667938651159684,    -2.838945207362466),
      new Grad3(-1.6667938651159684,     0.24732126143473554,   -2.838945207362466),
      new Grad3(-1.4082482904633333,    -2.6329931618533333,    -1.4082482904633333),
      new Grad3(-0.07491495712999985,   -3.29965982852,         -0.07491495712999985),
      new Grad3(-1.6667938651159684,    -2.838945207362466,      0.24732126143473554),
      new Grad3( 0.24732126143473554,   -2.838945207362466,     -1.6667938651159684),
      new Grad3( 1.5580782047233335,     0.33333333333333337,   -2.8914115380566665),
      new Grad3( 2.8914115380566665,    -0.33333333333333337,   -1.5580782047233335),
      new Grad3( 1.8101897177633992,    -1.2760767510338025,    -2.4482280932803),
      new Grad3( 2.4482280932803,        1.2760767510338025,    -1.8101897177633992),
      new Grad3( 1.5580782047233335,    -2.8914115380566665,     0.33333333333333337),
      new Grad3( 2.8914115380566665,    -1.5580782047233335,    -0.33333333333333337),
      new Grad3( 2.4482280932803,       -1.8101897177633992,     1.2760767510338025),
      new Grad3( 1.8101897177633992,    -2.4482280932803,       -1.2760767510338025),
      new Grad3(-2.6329931618533333,    -1.4082482904633333,    -1.4082482904633333),
      new Grad3(-3.29965982852,         -0.07491495712999985,   -0.07491495712999985),
      new Grad3(-2.838945207362466,      0.24732126143473554,   -1.6667938651159684),
      new Grad3(-2.838945207362466,     -1.6667938651159684,     0.24732126143473554),
      new Grad3( 0.33333333333333337,    1.5580782047233335,    -2.8914115380566665),
      new Grad3(-0.33333333333333337,    2.8914115380566665,    -1.5580782047233335),
      new Grad3( 1.2760767510338025,     2.4482280932803,       -1.8101897177633992),
      new Grad3(-1.2760767510338025,     1.8101897177633992,    -2.4482280932803),
      new Grad3( 0.33333333333333337,   -2.8914115380566665,     1.5580782047233335),
      new Grad3(-0.33333333333333337,   -1.5580782047233335,     2.8914115380566665),
      new Grad3(-1.2760767510338025,    -2.4482280932803,        1.8101897177633992),
      new Grad3( 1.2760767510338025,    -1.8101897177633992,     2.4482280932803),
      new Grad3( 3.29965982852,          0.07491495712999985,    0.07491495712999985),
      new Grad3( 2.6329931618533333,     1.4082482904633333,     1.4082482904633333),
      new Grad3( 2.838945207362466,     -0.24732126143473554,    1.6667938651159684),
      new Grad3( 2.838945207362466,      1.6667938651159684,    -0.24732126143473554),
      new Grad3(-2.8914115380566665,     1.5580782047233335,     0.33333333333333337),
      new Grad3(-1.5580782047233335,     2.8914115380566665,    -0.33333333333333337),
      new Grad3(-2.4482280932803,        1.8101897177633992,    -1.2760767510338025),
      new Grad3(-1.8101897177633992,     2.4482280932803,        1.2760767510338025),
      new Grad3(-2.8914115380566665,     0.33333333333333337,    1.5580782047233335),
      new Grad3(-1.5580782047233335,    -0.33333333333333337,    2.8914115380566665),
      new Grad3(-1.8101897177633992,     1.2760767510338025,     2.4482280932803),
      new Grad3(-2.4482280932803,       -1.2760767510338025,     1.8101897177633992),
      new Grad3( 0.07491495712999985,    3.29965982852,          0.07491495712999985),
      new Grad3( 1.4082482904633333,     2.6329931618533333,     1.4082482904633333),
      new Grad3( 1.6667938651159684,     2.838945207362466,     -0.24732126143473554),
      new Grad3(-0.24732126143473554,    2.838945207362466,      1.6667938651159684),
      new Grad3( 0.07491495712999985,    0.07491495712999985,    3.29965982852),
      new Grad3( 1.4082482904633333,     1.4082482904633333,     2.6329931618533333),
      new Grad3(-0.24732126143473554,    1.6667938651159684,     2.838945207362466),
      new Grad3( 1.6667938651159684,    -0.24732126143473554,    2.838945207362466)
    };
    for (int i = 0; i < grad3.length; i++) {
      grad3[i].dx /= N3; grad3[i].dy /= N3; grad3[i].dz /= N3;
    }
    for (int i = 0; i < PSIZE; i++) {
      GRADIENTS_3D[i] = grad3[i % grad3.length];
    }
    
    Grad4[] grad4 = {
      new Grad4(-0.753341017856078,    -0.37968289875261624,  -0.37968289875261624,  -0.37968289875261624),
      new Grad4(-0.7821684431180708,   -0.4321472685365301,   -0.4321472685365301,    0.12128480194602098),
      new Grad4(-0.7821684431180708,   -0.4321472685365301,    0.12128480194602098,  -0.4321472685365301),
      new Grad4(-0.7821684431180708,    0.12128480194602098,  -0.4321472685365301,   -0.4321472685365301),
      new Grad4(-0.8586508742123365,   -0.508629699630796,     0.044802370851755174,  0.044802370851755174),
      new Grad4(-0.8586508742123365,    0.044802370851755174, -0.508629699630796,     0.044802370851755174),
      new Grad4(-0.8586508742123365,    0.044802370851755174,  0.044802370851755174, -0.508629699630796),
      new Grad4(-0.9982828964265062,   -0.03381941603233842,  -0.03381941603233842,  -0.03381941603233842),
      new Grad4(-0.37968289875261624,  -0.753341017856078,    -0.37968289875261624,  -0.37968289875261624),
      new Grad4(-0.4321472685365301,   -0.7821684431180708,   -0.4321472685365301,    0.12128480194602098),
      new Grad4(-0.4321472685365301,   -0.7821684431180708,    0.12128480194602098,  -0.4321472685365301),
      new Grad4( 0.12128480194602098,  -0.7821684431180708,   -0.4321472685365301,   -0.4321472685365301),
      new Grad4(-0.508629699630796,    -0.8586508742123365,    0.044802370851755174,  0.044802370851755174),
      new Grad4( 0.044802370851755174, -0.8586508742123365,   -0.508629699630796,     0.044802370851755174),
      new Grad4( 0.044802370851755174, -0.8586508742123365,    0.044802370851755174, -0.508629699630796),
      new Grad4(-0.03381941603233842,  -0.9982828964265062,   -0.03381941603233842,  -0.03381941603233842),
      new Grad4(-0.37968289875261624,  -0.37968289875261624,  -0.753341017856078,    -0.37968289875261624),
      new Grad4(-0.4321472685365301,   -0.4321472685365301,   -0.7821684431180708,    0.12128480194602098),
      new Grad4(-0.4321472685365301,    0.12128480194602098,  -0.7821684431180708,   -0.4321472685365301),
      new Grad4( 0.12128480194602098,  -0.4321472685365301,   -0.7821684431180708,   -0.4321472685365301),
      new Grad4(-0.508629699630796,     0.044802370851755174, -0.8586508742123365,    0.044802370851755174),
      new Grad4( 0.044802370851755174, -0.508629699630796,    -0.8586508742123365,    0.044802370851755174),
      new Grad4( 0.044802370851755174,  0.044802370851755174, -0.8586508742123365,   -0.508629699630796),
      new Grad4(-0.03381941603233842,  -0.03381941603233842,  -0.9982828964265062,   -0.03381941603233842),
      new Grad4(-0.37968289875261624,  -0.37968289875261624,  -0.37968289875261624,  -0.753341017856078),
      new Grad4(-0.4321472685365301,   -0.4321472685365301,    0.12128480194602098,  -0.7821684431180708),
      new Grad4(-0.4321472685365301,    0.12128480194602098,  -0.4321472685365301,   -0.7821684431180708),
      new Grad4( 0.12128480194602098,  -0.4321472685365301,   -0.4321472685365301,   -0.7821684431180708),
      new Grad4(-0.508629699630796,     0.044802370851755174,  0.044802370851755174, -0.8586508742123365),
      new Grad4( 0.044802370851755174, -0.508629699630796,     0.044802370851755174, -0.8586508742123365),
      new Grad4( 0.044802370851755174,  0.044802370851755174, -0.508629699630796,    -0.8586508742123365),
      new Grad4(-0.03381941603233842,  -0.03381941603233842,  -0.03381941603233842,  -0.9982828964265062),
      new Grad4(-0.6740059517812944,   -0.3239847771997537,   -0.3239847771997537,    0.5794684678643381),
      new Grad4(-0.7504883828755602,   -0.4004672082940195,    0.15296486218853164,   0.5029860367700724),
      new Grad4(-0.7504883828755602,    0.15296486218853164,  -0.4004672082940195,    0.5029860367700724),
      new Grad4(-0.8828161875373585,    0.08164729285680945,   0.08164729285680945,   0.4553054119602712),
      new Grad4(-0.4553054119602712,   -0.08164729285680945,  -0.08164729285680945,   0.8828161875373585),
      new Grad4(-0.5029860367700724,   -0.15296486218853164,   0.4004672082940195,    0.7504883828755602),
      new Grad4(-0.5029860367700724,    0.4004672082940195,   -0.15296486218853164,   0.7504883828755602),
      new Grad4(-0.5794684678643381,    0.3239847771997537,    0.3239847771997537,    0.6740059517812944),
      new Grad4(-0.3239847771997537,   -0.6740059517812944,   -0.3239847771997537,    0.5794684678643381),
      new Grad4(-0.4004672082940195,   -0.7504883828755602,    0.15296486218853164,   0.5029860367700724),
      new Grad4( 0.15296486218853164,  -0.7504883828755602,   -0.4004672082940195,    0.5029860367700724),
      new Grad4( 0.08164729285680945,  -0.8828161875373585,    0.08164729285680945,   0.4553054119602712),
      new Grad4(-0.08164729285680945,  -0.4553054119602712,   -0.08164729285680945,   0.8828161875373585),
      new Grad4(-0.15296486218853164,  -0.5029860367700724,    0.4004672082940195,    0.7504883828755602),
      new Grad4( 0.4004672082940195,   -0.5029860367700724,   -0.15296486218853164,   0.7504883828755602),
      new Grad4( 0.3239847771997537,   -0.5794684678643381,    0.3239847771997537,    0.6740059517812944),
      new Grad4(-0.3239847771997537,   -0.3239847771997537,   -0.6740059517812944,    0.5794684678643381),
      new Grad4(-0.4004672082940195,    0.15296486218853164,  -0.7504883828755602,    0.5029860367700724),
      new Grad4( 0.15296486218853164,  -0.4004672082940195,   -0.7504883828755602,    0.5029860367700724),
      new Grad4( 0.08164729285680945,   0.08164729285680945,  -0.8828161875373585,    0.4553054119602712),
      new Grad4(-0.08164729285680945,  -0.08164729285680945,  -0.4553054119602712,    0.8828161875373585),
      new Grad4(-0.15296486218853164,   0.4004672082940195,   -0.5029860367700724,    0.7504883828755602),
      new Grad4( 0.4004672082940195,   -0.15296486218853164,  -0.5029860367700724,    0.7504883828755602),
      new Grad4( 0.3239847771997537,    0.3239847771997537,   -0.5794684678643381,    0.6740059517812944),
      new Grad4(-0.6740059517812944,   -0.3239847771997537,    0.5794684678643381,   -0.3239847771997537),
      new Grad4(-0.7504883828755602,   -0.4004672082940195,    0.5029860367700724,    0.15296486218853164),
      new Grad4(-0.7504883828755602,    0.15296486218853164,   0.5029860367700724,   -0.4004672082940195),
      new Grad4(-0.8828161875373585,    0.08164729285680945,   0.4553054119602712,    0.08164729285680945),
      new Grad4(-0.4553054119602712,   -0.08164729285680945,   0.8828161875373585,   -0.08164729285680945),
      new Grad4(-0.5029860367700724,   -0.15296486218853164,   0.7504883828755602,    0.4004672082940195),
      new Grad4(-0.5029860367700724,    0.4004672082940195,    0.7504883828755602,   -0.15296486218853164),
      new Grad4(-0.5794684678643381,    0.3239847771997537,    0.6740059517812944,    0.3239847771997537),
      new Grad4(-0.3239847771997537,   -0.6740059517812944,    0.5794684678643381,   -0.3239847771997537),
      new Grad4(-0.4004672082940195,   -0.7504883828755602,    0.5029860367700724,    0.15296486218853164),
      new Grad4( 0.15296486218853164,  -0.7504883828755602,    0.5029860367700724,   -0.4004672082940195),
      new Grad4( 0.08164729285680945,  -0.8828161875373585,    0.4553054119602712,    0.08164729285680945),
      new Grad4(-0.08164729285680945,  -0.4553054119602712,    0.8828161875373585,   -0.08164729285680945),
      new Grad4(-0.15296486218853164,  -0.5029860367700724,    0.7504883828755602,    0.4004672082940195),
      new Grad4( 0.4004672082940195,   -0.5029860367700724,    0.7504883828755602,   -0.15296486218853164),
      new Grad4( 0.3239847771997537,   -0.5794684678643381,    0.6740059517812944,    0.3239847771997537),
      new Grad4(-0.3239847771997537,   -0.3239847771997537,    0.5794684678643381,   -0.6740059517812944),
      new Grad4(-0.4004672082940195,    0.15296486218853164,   0.5029860367700724,   -0.7504883828755602),
      new Grad4( 0.15296486218853164,  -0.4004672082940195,    0.5029860367700724,   -0.7504883828755602),
      new Grad4( 0.08164729285680945,   0.08164729285680945,   0.4553054119602712,   -0.8828161875373585),
      new Grad4(-0.08164729285680945,  -0.08164729285680945,   0.8828161875373585,   -0.4553054119602712),
      new Grad4(-0.15296486218853164,   0.4004672082940195,    0.7504883828755602,   -0.5029860367700724),
      new Grad4( 0.4004672082940195,   -0.15296486218853164,   0.7504883828755602,   -0.5029860367700724),
      new Grad4( 0.3239847771997537,    0.3239847771997537,    0.6740059517812944,   -0.5794684678643381),
      new Grad4(-0.6740059517812944,    0.5794684678643381,   -0.3239847771997537,   -0.3239847771997537),
      new Grad4(-0.7504883828755602,    0.5029860367700724,   -0.4004672082940195,    0.15296486218853164),
      new Grad4(-0.7504883828755602,    0.5029860367700724,    0.15296486218853164,  -0.4004672082940195),
      new Grad4(-0.8828161875373585,    0.4553054119602712,    0.08164729285680945,   0.08164729285680945),
      new Grad4(-0.4553054119602712,    0.8828161875373585,   -0.08164729285680945,  -0.08164729285680945),
      new Grad4(-0.5029860367700724,    0.7504883828755602,   -0.15296486218853164,   0.4004672082940195),
      new Grad4(-0.5029860367700724,    0.7504883828755602,    0.4004672082940195,   -0.15296486218853164),
      new Grad4(-0.5794684678643381,    0.6740059517812944,    0.3239847771997537,    0.3239847771997537),
      new Grad4(-0.3239847771997537,    0.5794684678643381,   -0.6740059517812944,   -0.3239847771997537),
      new Grad4(-0.4004672082940195,    0.5029860367700724,   -0.7504883828755602,    0.15296486218853164),
      new Grad4( 0.15296486218853164,   0.5029860367700724,   -0.7504883828755602,   -0.4004672082940195),
      new Grad4( 0.08164729285680945,   0.4553054119602712,   -0.8828161875373585,    0.08164729285680945),
      new Grad4(-0.08164729285680945,   0.8828161875373585,   -0.4553054119602712,   -0.08164729285680945),
      new Grad4(-0.15296486218853164,   0.7504883828755602,   -0.5029860367700724,    0.4004672082940195),
      new Grad4( 0.4004672082940195,    0.7504883828755602,   -0.5029860367700724,   -0.15296486218853164),
      new Grad4( 0.3239847771997537,    0.6740059517812944,   -0.5794684678643381,    0.3239847771997537),
      new Grad4(-0.3239847771997537,    0.5794684678643381,   -0.3239847771997537,   -0.6740059517812944),
      new Grad4(-0.4004672082940195,    0.5029860367700724,    0.15296486218853164,  -0.7504883828755602),
      new Grad4( 0.15296486218853164,   0.5029860367700724,   -0.4004672082940195,   -0.7504883828755602),
      new Grad4( 0.08164729285680945,   0.4553054119602712,    0.08164729285680945,  -0.8828161875373585),
      new Grad4(-0.08164729285680945,   0.8828161875373585,   -0.08164729285680945,  -0.4553054119602712),
      new Grad4(-0.15296486218853164,   0.7504883828755602,    0.4004672082940195,   -0.5029860367700724),
      new Grad4( 0.4004672082940195,    0.7504883828755602,   -0.15296486218853164,  -0.5029860367700724),
      new Grad4( 0.3239847771997537,    0.6740059517812944,    0.3239847771997537,   -0.5794684678643381),
      new Grad4( 0.5794684678643381,   -0.6740059517812944,   -0.3239847771997537,   -0.3239847771997537),
      new Grad4( 0.5029860367700724,   -0.7504883828755602,   -0.4004672082940195,    0.15296486218853164),
      new Grad4( 0.5029860367700724,   -0.7504883828755602,    0.15296486218853164,  -0.4004672082940195),
      new Grad4( 0.4553054119602712,   -0.8828161875373585,    0.08164729285680945,   0.08164729285680945),
      new Grad4( 0.8828161875373585,   -0.4553054119602712,   -0.08164729285680945,  -0.08164729285680945),
      new Grad4( 0.7504883828755602,   -0.5029860367700724,   -0.15296486218853164,   0.4004672082940195),
      new Grad4( 0.7504883828755602,   -0.5029860367700724,    0.4004672082940195,   -0.15296486218853164),
      new Grad4( 0.6740059517812944,   -0.5794684678643381,    0.3239847771997537,    0.3239847771997537),
      new Grad4( 0.5794684678643381,   -0.3239847771997537,   -0.6740059517812944,   -0.3239847771997537),
      new Grad4( 0.5029860367700724,   -0.4004672082940195,   -0.7504883828755602,    0.15296486218853164),
      new Grad4( 0.5029860367700724,    0.15296486218853164,  -0.7504883828755602,   -0.4004672082940195),
      new Grad4( 0.4553054119602712,    0.08164729285680945,  -0.8828161875373585,    0.08164729285680945),
      new Grad4( 0.8828161875373585,   -0.08164729285680945,  -0.4553054119602712,   -0.08164729285680945),
      new Grad4( 0.7504883828755602,   -0.15296486218853164,  -0.5029860367700724,    0.4004672082940195),
      new Grad4( 0.7504883828755602,    0.4004672082940195,   -0.5029860367700724,   -0.15296486218853164),
      new Grad4( 0.6740059517812944,    0.3239847771997537,   -0.5794684678643381,    0.3239847771997537),
      new Grad4( 0.5794684678643381,   -0.3239847771997537,   -0.3239847771997537,   -0.6740059517812944),
      new Grad4( 0.5029860367700724,   -0.4004672082940195,    0.15296486218853164,  -0.7504883828755602),
      new Grad4( 0.5029860367700724,    0.15296486218853164,  -0.4004672082940195,   -0.7504883828755602),
      new Grad4( 0.4553054119602712,    0.08164729285680945,   0.08164729285680945,  -0.8828161875373585),
      new Grad4( 0.8828161875373585,   -0.08164729285680945,  -0.08164729285680945,  -0.4553054119602712),
      new Grad4( 0.7504883828755602,   -0.15296486218853164,   0.4004672082940195,   -0.5029860367700724),
      new Grad4( 0.7504883828755602,    0.4004672082940195,   -0.15296486218853164,  -0.5029860367700724),
      new Grad4( 0.6740059517812944,    0.3239847771997537,    0.3239847771997537,   -0.5794684678643381),
      new Grad4( 0.03381941603233842,   0.03381941603233842,   0.03381941603233842,   0.9982828964265062),
      new Grad4(-0.044802370851755174, -0.044802370851755174,  0.508629699630796,     0.8586508742123365),
      new Grad4(-0.044802370851755174,  0.508629699630796,    -0.044802370851755174,  0.8586508742123365),
      new Grad4(-0.12128480194602098,   0.4321472685365301,    0.4321472685365301,    0.7821684431180708),
      new Grad4( 0.508629699630796,    -0.044802370851755174, -0.044802370851755174,  0.8586508742123365),
      new Grad4( 0.4321472685365301,   -0.12128480194602098,   0.4321472685365301,    0.7821684431180708),
      new Grad4( 0.4321472685365301,    0.4321472685365301,   -0.12128480194602098,   0.7821684431180708),
      new Grad4( 0.37968289875261624,   0.37968289875261624,   0.37968289875261624,   0.753341017856078),
      new Grad4( 0.03381941603233842,   0.03381941603233842,   0.9982828964265062,    0.03381941603233842),
      new Grad4(-0.044802370851755174,  0.044802370851755174,  0.8586508742123365,    0.508629699630796),
      new Grad4(-0.044802370851755174,  0.508629699630796,     0.8586508742123365,   -0.044802370851755174),
      new Grad4(-0.12128480194602098,   0.4321472685365301,    0.7821684431180708,    0.4321472685365301),
      new Grad4( 0.508629699630796,    -0.044802370851755174,  0.8586508742123365,   -0.044802370851755174),
      new Grad4( 0.4321472685365301,   -0.12128480194602098,   0.7821684431180708,    0.4321472685365301),
      new Grad4( 0.4321472685365301,    0.4321472685365301,    0.7821684431180708,   -0.12128480194602098),
      new Grad4( 0.37968289875261624,   0.37968289875261624,   0.753341017856078,     0.37968289875261624),
      new Grad4( 0.03381941603233842,   0.9982828964265062,    0.03381941603233842,   0.03381941603233842),
      new Grad4(-0.044802370851755174,  0.8586508742123365,   -0.044802370851755174,  0.508629699630796),
      new Grad4(-0.044802370851755174,  0.8586508742123365,    0.508629699630796,    -0.044802370851755174),
      new Grad4(-0.12128480194602098,   0.7821684431180708,    0.4321472685365301,    0.4321472685365301),
      new Grad4( 0.508629699630796,     0.8586508742123365,   -0.044802370851755174, -0.044802370851755174),
      new Grad4( 0.4321472685365301,    0.7821684431180708,   -0.12128480194602098,   0.4321472685365301),
      new Grad4( 0.4321472685365301,    0.7821684431180708,    0.4321472685365301,   -0.12128480194602098),
      new Grad4( 0.37968289875261624,   0.753341017856078,     0.37968289875261624,   0.37968289875261624),
      new Grad4( 0.9982828964265062,    0.03381941603233842,   0.03381941603233842,   0.03381941603233842),
      new Grad4( 0.8586508742123365,   -0.044802370851755174, -0.044802370851755174,  0.508629699630796),
      new Grad4( 0.8586508742123365,   -0.044802370851755174,  0.508629699630796,    -0.044802370851755174),
      new Grad4( 0.7821684431180708,   -0.12128480194602098,   0.4321472685365301,    0.4321472685365301),
      new Grad4( 0.8586508742123365,    0.508629699630796,    -0.044802370851755174, -0.044802370851755174),
      new Grad4( 0.7821684431180708,    0.4321472685365301,   -0.12128480194602098,   0.4321472685365301),
      new Grad4( 0.7821684431180708,    0.4321472685365301,    0.4321472685365301,   -0.12128480194602098),
      new Grad4( 0.753341017856078,     0.37968289875261624,   0.37968289875261624,   0.37968289875261624)
    };
    for (int i = 0; i < grad4.length; i++) {
      grad4[i].dx /= N4; grad4[i].dy /= N4; grad4[i].dz /= N4; grad4[i].dw /= N4;
    }
    for (int i = 0; i < PSIZE; i++) {
      GRADIENTS_4D[i] = grad4[i % grad4.length];
    }
  }
}
